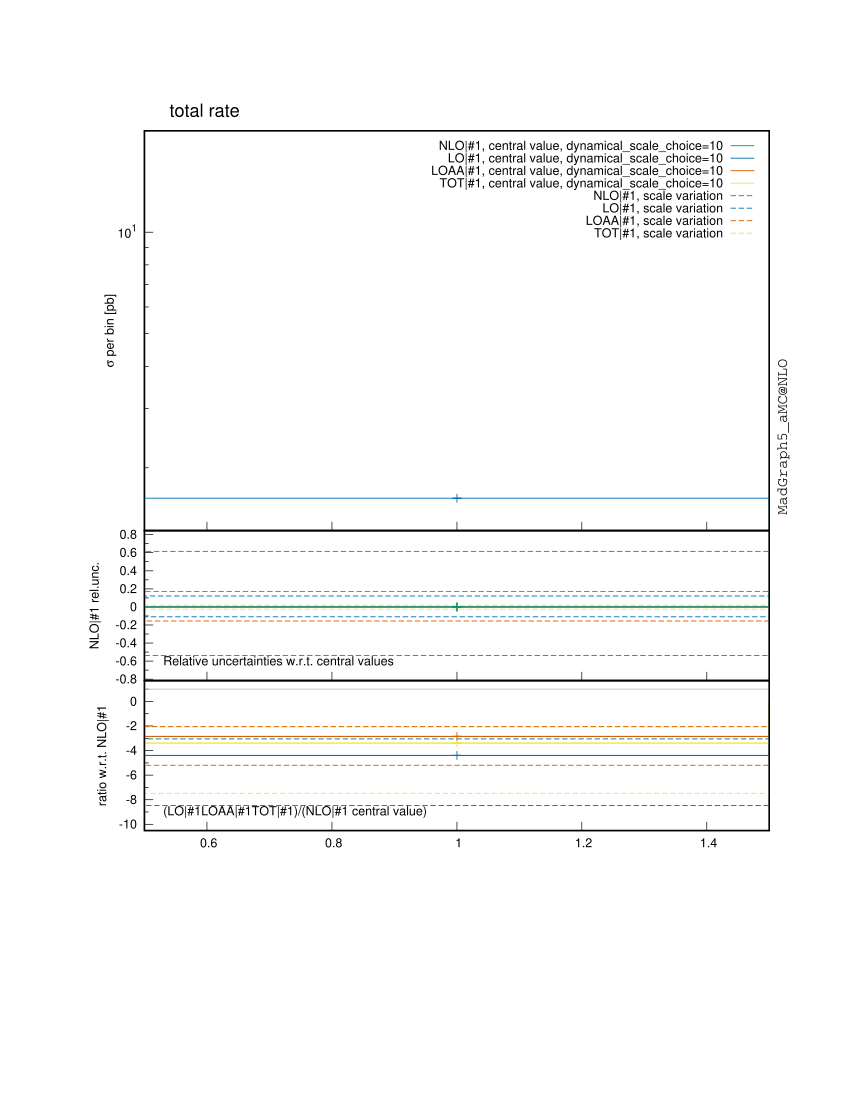

The gnuplot source for this figure:

################################################################################
#
# This gnuplot file was generated by MadGraph5_aMC@NLO project, a program which 
# automatically generates Feynman diagrams and matrix elements for arbitrary
# high-energy processes in the Standard Model and beyond. It also perform the
# integration and/or generate events for these processes, at LO and NLO accuracy.
#
# For more information, visit madgraph.phys.ucl.ac.be and amcatnlo.web.cern.ch
#
################################################################################
# /farmstorage/marcozaro/MadGraph/mg5amcnlo/mupmum_ww_nlo_new2/bin/internal/histograms.py /farmstorage/marcozaro/MadGraph/mg5amcnlo/mupmum_ww_nlo_new2/SubProcesses/P0_aa_wpwm/all_G1_35/MADatNLO.HwU /farmstorage/marcozaro/MadGraph/mg5amcnlo/mupmum_ww_nlo_new2/SubProcesses/P0_aa_wpwm/all_G1_19/MADatNLO.HwU /farmstorage/marcozaro/MadGraph/mg5amcnlo/mupmum_ww_nlo_new2/SubProcesses/P0_aa_wpwm/all_G1_65/MADatNLO.HwU /farmstorage/marcozaro/MadGraph/mg5amcnlo/mupmum_ww_nlo_new2/SubProcesses/P0_aa_wpwm/all_G1_57/MADatNLO.HwU /farmstorage/marcozaro/MadGraph/mg5amcnlo/mupmum_ww_nlo_new2/SubProcesses/P0_aa_wpwm/all_G1_7/MADatNLO.HwU /farmstorage/marcozaro/MadGraph/mg5amcnlo/mupmum_ww_nlo_new2/SubProcesses/P0_aa_wpwm/all_G1_22/MADatNLO.HwU /farmstorage/marcozaro/MadGraph/mg5amcnlo/mupmum_ww_nlo_new2/SubProcesses/P0_aa_wpwm/all_G1_74/MADatNLO.HwU /farmstorage/marcozaro/MadGraph/mg5amcnlo/mupmum_ww_nlo_new2/SubProcesses/P0_aa_wpwm/all_G1_20/MADatNLO.HwU /farmstorage/marcozaro/MadGraph/mg5amcnlo/mupmum_ww_nlo_new2/SubProcesses/P0_aa_wpwm/all_G1_29/MADatNLO.HwU /farmstorage/marcozaro/MadGraph/mg5amcnlo/mupmum_ww_nlo_new2/SubProcesses/P0_aa_wpwm/all_G1_11/MADatNLO.HwU /farmstorage/marcozaro/MadGraph/mg5amcnlo/mupmum_ww_nlo_new2/SubProcesses/P0_aa_wpwm/all_G1_42/MADatNLO.HwU /farmstorage/marcozaro/MadGraph/mg5amcnlo/mupmum_ww_nlo_new2/SubProcesses/P0_aa_wpwm/all_G1_44/MADatNLO.HwU /farmstorage/marcozaro/MadGraph/mg5amcnlo/mupmum_ww_nlo_new2/SubProcesses/P0_aa_wpwm/all_G1_33/MADatNLO.HwU /farmstorage/marcozaro/MadGraph/mg5amcnlo/mupmum_ww_nlo_new2/SubProcesses/P0_aa_wpwm/all_G1_63/MADatNLO.HwU /farmstorage/marcozaro/MadGraph/mg5amcnlo/mupmum_ww_nlo_new2/SubProcesses/P0_aa_wpwm/all_G1_49/MADatNLO.HwU /farmstorage/marcozaro/MadGraph/mg5amcnlo/mupmum_ww_nlo_new2/SubProcesses/P0_aa_wpwm/all_G1_10/MADatNLO.HwU /farmstorage/marcozaro/MadGraph/mg5amcnlo/mupmum_ww_nlo_new2/SubProcesses/P0_aa_wpwm/all_G1_52/MADatNLO.HwU /farmstorage/marcozaro/MadGraph/mg5amcnlo/mupmum_ww_nlo_new2/SubProcesses/P0_aa_wpwm/all_G1_34/MADatNLO.HwU /farmstorage/marcozaro/MadGraph/mg5amcnlo/mupmum_ww_nlo_new2/SubProcesses/P0_aa_wpwm/all_G1_62/MADatNLO.HwU /farmstorage/marcozaro/MadGraph/mg5amcnlo/mupmum_ww_nlo_new2/SubProcesses/P0_aa_wpwm/all_G1_59/MADatNLO.HwU /farmstorage/marcozaro/MadGraph/mg5amcnlo/mupmum_ww_nlo_new2/SubProcesses/P0_aa_wpwm/all_G1_5/MADatNLO.HwU /farmstorage/marcozaro/MadGraph/mg5amcnlo/mupmum_ww_nlo_new2/SubProcesses/P0_aa_wpwm/all_G1_54/MADatNLO.HwU /farmstorage/marcozaro/MadGraph/mg5amcnlo/mupmum_ww_nlo_new2/SubProcesses/P0_aa_wpwm/all_G1_15/MADatNLO.HwU /farmstorage/marcozaro/MadGraph/mg5amcnlo/mupmum_ww_nlo_new2/SubProcesses/P0_aa_wpwm/all_G1_69/MADatNLO.HwU /farmstorage/marcozaro/MadGraph/mg5amcnlo/mupmum_ww_nlo_new2/SubProcesses/P0_aa_wpwm/all_G1_18/MADatNLO.HwU /farmstorage/marcozaro/MadGraph/mg5amcnlo/mupmum_ww_nlo_new2/SubProcesses/P0_aa_wpwm/all_G1_47/MADatNLO.HwU /farmstorage/marcozaro/MadGraph/mg5amcnlo/mupmum_ww_nlo_new2/SubProcesses/P0_aa_wpwm/all_G1_70/MADatNLO.HwU /farmstorage/marcozaro/MadGraph/mg5amcnlo/mupmum_ww_nlo_new2/SubProcesses/P0_aa_wpwm/all_G1_21/MADatNLO.HwU /farmstorage/marcozaro/MadGraph/mg5amcnlo/mupmum_ww_nlo_new2/SubProcesses/P0_aa_wpwm/all_G1_40/MADatNLO.HwU /farmstorage/marcozaro/MadGraph/mg5amcnlo/mupmum_ww_nlo_new2/SubProcesses/P0_aa_wpwm/all_G1_75/MADatNLO.HwU /farmstorage/marcozaro/MadGraph/mg5amcnlo/mupmum_ww_nlo_new2/SubProcesses/P0_aa_wpwm/all_G1_53/MADatNLO.HwU /farmstorage/marcozaro/MadGraph/mg5amcnlo/mupmum_ww_nlo_new2/SubProcesses/P0_aa_wpwm/all_G1_13/MADatNLO.HwU /farmstorage/marcozaro/MadGraph/mg5amcnlo/mupmum_ww_nlo_new2/SubProcesses/P0_aa_wpwm/all_G1_38/MADatNLO.HwU /farmstorage/marcozaro/MadGraph/mg5amcnlo/mupmum_ww_nlo_new2/SubProcesses/P0_aa_wpwm/all_G1_1/MADatNLO.HwU /farmstorage/marcozaro/MadGraph/mg5amcnlo/mupmum_ww_nlo_new2/SubProcesses/P0_aa_wpwm/all_G1_58/MADatNLO.HwU /farmstorage/marcozaro/MadGraph/mg5amcnlo/mupmum_ww_nlo_new2/SubProcesses/P0_aa_wpwm/all_G1_55/MADatNLO.HwU /farmstorage/marcozaro/MadGraph/mg5amcnlo/mupmum_ww_nlo_new2/SubProcesses/P0_aa_wpwm/all_G1_30/MADatNLO.HwU /farmstorage/marcozaro/MadGraph/mg5amcnlo/mupmum_ww_nlo_new2/SubProcesses/P0_aa_wpwm/all_G1_37/MADatNLO.HwU /farmstorage/marcozaro/MadGraph/mg5amcnlo/mupmum_ww_nlo_new2/SubProcesses/P0_aa_wpwm/all_G1_9/MADatNLO.HwU /farmstorage/marcozaro/MadGraph/mg5amcnlo/mupmum_ww_nlo_new2/SubProcesses/P0_aa_wpwm/all_G1_16/MADatNLO.HwU /farmstorage/marcozaro/MadGraph/mg5amcnlo/mupmum_ww_nlo_new2/SubProcesses/P0_aa_wpwm/all_G1_12/MADatNLO.HwU /farmstorage/marcozaro/MadGraph/mg5amcnlo/mupmum_ww_nlo_new2/SubProcesses/P0_aa_wpwm/all_G1_66/MADatNLO.HwU /farmstorage/marcozaro/MadGraph/mg5amcnlo/mupmum_ww_nlo_new2/SubProcesses/P0_aa_wpwm/all_G1_31/MADatNLO.HwU /farmstorage/marcozaro/MadGraph/mg5amcnlo/mupmum_ww_nlo_new2/SubProcesses/P0_aa_wpwm/all_G1_25/MADatNLO.HwU /farmstorage/marcozaro/MadGraph/mg5amcnlo/mupmum_ww_nlo_new2/SubProcesses/P0_aa_wpwm/all_G1_61/MADatNLO.HwU /farmstorage/marcozaro/MadGraph/mg5amcnlo/mupmum_ww_nlo_new2/SubProcesses/P0_aa_wpwm/all_G1_14/MADatNLO.HwU /farmstorage/marcozaro/MadGraph/mg5amcnlo/mupmum_ww_nlo_new2/SubProcesses/P0_aa_wpwm/all_G1_56/MADatNLO.HwU /farmstorage/marcozaro/MadGraph/mg5amcnlo/mupmum_ww_nlo_new2/SubProcesses/P0_aa_wpwm/all_G1_4/MADatNLO.HwU /farmstorage/marcozaro/MadGraph/mg5amcnlo/mupmum_ww_nlo_new2/SubProcesses/P0_aa_wpwm/all_G1_23/MADatNLO.HwU /farmstorage/marcozaro/MadGraph/mg5amcnlo/mupmum_ww_nlo_new2/SubProcesses/P0_aa_wpwm/all_G1_43/MADatNLO.HwU /farmstorage/marcozaro/MadGraph/mg5amcnlo/mupmum_ww_nlo_new2/SubProcesses/P0_aa_wpwm/all_G1_76/MADatNLO.HwU /farmstorage/marcozaro/MadGraph/mg5amcnlo/mupmum_ww_nlo_new2/SubProcesses/P0_aa_wpwm/all_G1_48/MADatNLO.HwU /farmstorage/marcozaro/MadGraph/mg5amcnlo/mupmum_ww_nlo_new2/SubProcesses/P0_aa_wpwm/all_G1_64/MADatNLO.HwU /farmstorage/marcozaro/MadGraph/mg5amcnlo/mupmum_ww_nlo_new2/SubProcesses/P0_aa_wpwm/all_G1_45/MADatNLO.HwU /farmstorage/marcozaro/MadGraph/mg5amcnlo/mupmum_ww_nlo_new2/SubProcesses/P0_aa_wpwm/all_G1_2/MADatNLO.HwU /farmstorage/marcozaro/MadGraph/mg5amcnlo/mupmum_ww_nlo_new2/SubProcesses/P0_aa_wpwm/all_G1_17/MADatNLO.HwU /farmstorage/marcozaro/MadGraph/mg5amcnlo/mupmum_ww_nlo_new2/SubProcesses/P0_aa_wpwm/all_G1_28/MADatNLO.HwU /farmstorage/marcozaro/MadGraph/mg5amcnlo/mupmum_ww_nlo_new2/SubProcesses/P0_aa_wpwm/all_G1_67/MADatNLO.HwU /farmstorage/marcozaro/MadGraph/mg5amcnlo/mupmum_ww_nlo_new2/SubProcesses/P0_aa_wpwm/all_G1_27/MADatNLO.HwU /farmstorage/marcozaro/MadGraph/mg5amcnlo/mupmum_ww_nlo_new2/SubProcesses/P0_aa_wpwm/all_G1_36/MADatNLO.HwU /farmstorage/marcozaro/MadGraph/mg5amcnlo/mupmum_ww_nlo_new2/SubProcesses/P0_aa_wpwm/all_G1_6/MADatNLO.HwU /farmstorage/marcozaro/MadGraph/mg5amcnlo/mupmum_ww_nlo_new2/SubProcesses/P0_aa_wpwm/all_G1_26/MADatNLO.HwU /farmstorage/marcozaro/MadGraph/mg5amcnlo/mupmum_ww_nlo_new2/SubProcesses/P0_aa_wpwm/all_G1_50/MADatNLO.HwU /farmstorage/marcozaro/MadGraph/mg5amcnlo/mupmum_ww_nlo_new2/SubProcesses/P0_aa_wpwm/all_G1_51/MADatNLO.HwU /farmstorage/marcozaro/MadGraph/mg5amcnlo/mupmum_ww_nlo_new2/SubProcesses/P0_aa_wpwm/all_G1_72/MADatNLO.HwU /farmstorage/marcozaro/MadGraph/mg5amcnlo/mupmum_ww_nlo_new2/SubProcesses/P0_aa_wpwm/all_G1_68/MADatNLO.HwU /farmstorage/marcozaro/MadGraph/mg5amcnlo/mupmum_ww_nlo_new2/SubProcesses/P0_aa_wpwm/all_G1_41/MADatNLO.HwU /farmstorage/marcozaro/MadGraph/mg5amcnlo/mupmum_ww_nlo_new2/SubProcesses/P0_aa_wpwm/all_G1_24/MADatNLO.HwU /farmstorage/marcozaro/MadGraph/mg5amcnlo/mupmum_ww_nlo_new2/SubProcesses/P0_aa_wpwm/all_G1_3/MADatNLO.HwU /farmstorage/marcozaro/MadGraph/mg5amcnlo/mupmum_ww_nlo_new2/SubProcesses/P0_aa_wpwm/all_G1_71/MADatNLO.HwU /farmstorage/marcozaro/MadGraph/mg5amcnlo/mupmum_ww_nlo_new2/SubProcesses/P0_aa_wpwm/all_G1_32/MADatNLO.HwU /farmstorage/marcozaro/MadGraph/mg5amcnlo/mupmum_ww_nlo_new2/SubProcesses/P0_aa_wpwm/all_G1_39/MADatNLO.HwU /farmstorage/marcozaro/MadGraph/mg5amcnlo/mupmum_ww_nlo_new2/SubProcesses/P0_aa_wpwm/all_G1_46/MADatNLO.HwU /farmstorage/marcozaro/MadGraph/mg5amcnlo/mupmum_ww_nlo_new2/SubProcesses/P0_aa_wpwm/all_G1_73/MADatNLO.HwU /farmstorage/marcozaro/MadGraph/mg5amcnlo/mupmum_ww_nlo_new2/SubProcesses/P0_aa_wpwm/all_G1_8/MADatNLO.HwU /farmstorage/marcozaro/MadGraph/mg5amcnlo/mupmum_ww_nlo_new2/SubProcesses/P0_aa_wpwm/all_G1_60/MADatNLO.HwU /farmstorage/marcozaro/MadGraph/mg5amcnlo/mupmum_ww_nlo_new2/SubProcesses/P0_mupmum_wpwm/all_G1_19/MADatNLO.HwU /farmstorage/marcozaro/MadGraph/mg5amcnlo/mupmum_ww_nlo_new2/SubProcesses/P0_mupmum_wpwm/all_G1_46/MADatNLO.HwU /farmstorage/marcozaro/MadGraph/mg5amcnlo/mupmum_ww_nlo_new2/SubProcesses/P0_mupmum_wpwm/all_G1_38/MADatNLO.HwU /farmstorage/marcozaro/MadGraph/mg5amcnlo/mupmum_ww_nlo_new2/SubProcesses/P0_mupmum_wpwm/all_G1_40/MADatNLO.HwU /farmstorage/marcozaro/MadGraph/mg5amcnlo/mupmum_ww_nlo_new2/SubProcesses/P0_mupmum_wpwm/all_G1_88/MADatNLO.HwU /farmstorage/marcozaro/MadGraph/mg5amcnlo/mupmum_ww_nlo_new2/SubProcesses/P0_mupmum_wpwm/all_G1_3/MADatNLO.HwU /farmstorage/marcozaro/MadGraph/mg5amcnlo/mupmum_ww_nlo_new2/SubProcesses/P0_mupmum_wpwm/all_G1_58/MADatNLO.HwU /farmstorage/marcozaro/MadGraph/mg5amcnlo/mupmum_ww_nlo_new2/SubProcesses/P0_mupmum_wpwm/all_G1_13/MADatNLO.HwU /farmstorage/marcozaro/MadGraph/mg5amcnlo/mupmum_ww_nlo_new2/SubProcesses/P0_mupmum_wpwm/all_G1_1/MADatNLO.HwU /farmstorage/marcozaro/MadGraph/mg5amcnlo/mupmum_ww_nlo_new2/SubProcesses/P0_mupmum_wpwm/all_G1_96/MADatNLO.HwU /farmstorage/marcozaro/MadGraph/mg5amcnlo/mupmum_ww_nlo_new2/SubProcesses/P0_mupmum_wpwm/all_G1_33/MADatNLO.HwU /farmstorage/marcozaro/MadGraph/mg5amcnlo/mupmum_ww_nlo_new2/SubProcesses/P0_mupmum_wpwm/all_G1_44/MADatNLO.HwU /farmstorage/marcozaro/MadGraph/mg5amcnlo/mupmum_ww_nlo_new2/SubProcesses/P0_mupmum_wpwm/all_G1_51/MADatNLO.HwU /farmstorage/marcozaro/MadGraph/mg5amcnlo/mupmum_ww_nlo_new2/SubProcesses/P0_mupmum_wpwm/all_G1_91/MADatNLO.HwU /farmstorage/marcozaro/MadGraph/mg5amcnlo/mupmum_ww_nlo_new2/SubProcesses/P0_mupmum_wpwm/all_G1_6/MADatNLO.HwU /farmstorage/marcozaro/MadGraph/mg5amcnlo/mupmum_ww_nlo_new2/SubProcesses/P0_mupmum_wpwm/all_G1_85/MADatNLO.HwU /farmstorage/marcozaro/MadGraph/mg5amcnlo/mupmum_ww_nlo_new2/SubProcesses/P0_mupmum_wpwm/all_G1_32/MADatNLO.HwU /farmstorage/marcozaro/MadGraph/mg5amcnlo/mupmum_ww_nlo_new2/SubProcesses/P0_mupmum_wpwm/all_G1_78/MADatNLO.HwU /farmstorage/marcozaro/MadGraph/mg5amcnlo/mupmum_ww_nlo_new2/SubProcesses/P0_mupmum_wpwm/all_G1_17/MADatNLO.HwU /farmstorage/marcozaro/MadGraph/mg5amcnlo/mupmum_ww_nlo_new2/SubProcesses/P0_mupmum_wpwm/all_G1_59/MADatNLO.HwU /farmstorage/marcozaro/MadGraph/mg5amcnlo/mupmum_ww_nlo_new2/SubProcesses/P0_mupmum_wpwm/all_G1_42/MADatNLO.HwU /farmstorage/marcozaro/MadGraph/mg5amcnlo/mupmum_ww_nlo_new2/SubProcesses/P0_mupmum_wpwm/all_G1_66/MADatNLO.HwU /farmstorage/marcozaro/MadGraph/mg5amcnlo/mupmum_ww_nlo_new2/SubProcesses/P0_mupmum_wpwm/all_G1_97/MADatNLO.HwU /farmstorage/marcozaro/MadGraph/mg5amcnlo/mupmum_ww_nlo_new2/SubProcesses/P0_mupmum_wpwm/all_G1_16/MADatNLO.HwU /farmstorage/marcozaro/MadGraph/mg5amcnlo/mupmum_ww_nlo_new2/SubProcesses/P0_mupmum_wpwm/all_G1_4/MADatNLO.HwU /farmstorage/marcozaro/MadGraph/mg5amcnlo/mupmum_ww_nlo_new2/SubProcesses/P0_mupmum_wpwm/all_G1_9/MADatNLO.HwU /farmstorage/marcozaro/MadGraph/mg5amcnlo/mupmum_ww_nlo_new2/SubProcesses/P0_mupmum_wpwm/all_G1_11/MADatNLO.HwU /farmstorage/marcozaro/MadGraph/mg5amcnlo/mupmum_ww_nlo_new2/SubProcesses/P0_mupmum_wpwm/all_G1_10/MADatNLO.HwU /farmstorage/marcozaro/MadGraph/mg5amcnlo/mupmum_ww_nlo_new2/SubProcesses/P0_mupmum_wpwm/all_G1_100/MADatNLO.HwU /farmstorage/marcozaro/MadGraph/mg5amcnlo/mupmum_ww_nlo_new2/SubProcesses/P0_mupmum_wpwm/all_G1_73/MADatNLO.HwU /farmstorage/marcozaro/MadGraph/mg5amcnlo/mupmum_ww_nlo_new2/SubProcesses/P0_mupmum_wpwm/all_G1_47/MADatNLO.HwU /farmstorage/marcozaro/MadGraph/mg5amcnlo/mupmum_ww_nlo_new2/SubProcesses/P0_mupmum_wpwm/all_G1_65/MADatNLO.HwU /farmstorage/marcozaro/MadGraph/mg5amcnlo/mupmum_ww_nlo_new2/SubProcesses/P0_mupmum_wpwm/all_G1_56/MADatNLO.HwU /farmstorage/marcozaro/MadGraph/mg5amcnlo/mupmum_ww_nlo_new2/SubProcesses/P0_mupmum_wpwm/all_G1_36/MADatNLO.HwU /farmstorage/marcozaro/MadGraph/mg5amcnlo/mupmum_ww_nlo_new2/SubProcesses/P0_mupmum_wpwm/all_G1_28/MADatNLO.HwU /farmstorage/marcozaro/MadGraph/mg5amcnlo/mupmum_ww_nlo_new2/SubProcesses/P0_mupmum_wpwm/all_G1_94/MADatNLO.HwU /farmstorage/marcozaro/MadGraph/mg5amcnlo/mupmum_ww_nlo_new2/SubProcesses/P0_mupmum_wpwm/all_G1_49/MADatNLO.HwU /farmstorage/marcozaro/MadGraph/mg5amcnlo/mupmum_ww_nlo_new2/SubProcesses/P0_mupmum_wpwm/all_G1_31/MADatNLO.HwU /farmstorage/marcozaro/MadGraph/mg5amcnlo/mupmum_ww_nlo_new2/SubProcesses/P0_mupmum_wpwm/all_G1_5/MADatNLO.HwU /farmstorage/marcozaro/MadGraph/mg5amcnlo/mupmum_ww_nlo_new2/SubProcesses/P0_mupmum_wpwm/all_G1_80/MADatNLO.HwU /farmstorage/marcozaro/MadGraph/mg5amcnlo/mupmum_ww_nlo_new2/SubProcesses/P0_mupmum_wpwm/all_G1_63/MADatNLO.HwU /farmstorage/marcozaro/MadGraph/mg5amcnlo/mupmum_ww_nlo_new2/SubProcesses/P0_mupmum_wpwm/all_G1_27/MADatNLO.HwU /farmstorage/marcozaro/MadGraph/mg5amcnlo/mupmum_ww_nlo_new2/SubProcesses/P0_mupmum_wpwm/all_G1_62/MADatNLO.HwU /farmstorage/marcozaro/MadGraph/mg5amcnlo/mupmum_ww_nlo_new2/SubProcesses/P0_mupmum_wpwm/all_G1_67/MADatNLO.HwU /farmstorage/marcozaro/MadGraph/mg5amcnlo/mupmum_ww_nlo_new2/SubProcesses/P0_mupmum_wpwm/all_G1_69/MADatNLO.HwU /farmstorage/marcozaro/MadGraph/mg5amcnlo/mupmum_ww_nlo_new2/SubProcesses/P0_mupmum_wpwm/all_G1_77/MADatNLO.HwU /farmstorage/marcozaro/MadGraph/mg5amcnlo/mupmum_ww_nlo_new2/SubProcesses/P0_mupmum_wpwm/all_G1_87/MADatNLO.HwU /farmstorage/marcozaro/MadGraph/mg5amcnlo/mupmum_ww_nlo_new2/SubProcesses/P0_mupmum_wpwm/all_G1_86/MADatNLO.HwU /farmstorage/marcozaro/MadGraph/mg5amcnlo/mupmum_ww_nlo_new2/SubProcesses/P0_mupmum_wpwm/all_G1_76/MADatNLO.HwU /farmstorage/marcozaro/MadGraph/mg5amcnlo/mupmum_ww_nlo_new2/SubProcesses/P0_mupmum_wpwm/all_G1_37/MADatNLO.HwU /farmstorage/marcozaro/MadGraph/mg5amcnlo/mupmum_ww_nlo_new2/SubProcesses/P0_mupmum_wpwm/all_G1_60/MADatNLO.HwU /farmstorage/marcozaro/MadGraph/mg5amcnlo/mupmum_ww_nlo_new2/SubProcesses/P0_mupmum_wpwm/all_G1_72/MADatNLO.HwU /farmstorage/marcozaro/MadGraph/mg5amcnlo/mupmum_ww_nlo_new2/SubProcesses/P0_mupmum_wpwm/all_G1_92/MADatNLO.HwU /farmstorage/marcozaro/MadGraph/mg5amcnlo/mupmum_ww_nlo_new2/SubProcesses/P0_mupmum_wpwm/all_G1_21/MADatNLO.HwU /farmstorage/marcozaro/MadGraph/mg5amcnlo/mupmum_ww_nlo_new2/SubProcesses/P0_mupmum_wpwm/all_G1_26/MADatNLO.HwU /farmstorage/marcozaro/MadGraph/mg5amcnlo/mupmum_ww_nlo_new2/SubProcesses/P0_mupmum_wpwm/all_G1_84/MADatNLO.HwU /farmstorage/marcozaro/MadGraph/mg5amcnlo/mupmum_ww_nlo_new2/SubProcesses/P0_mupmum_wpwm/all_G1_71/MADatNLO.HwU /farmstorage/marcozaro/MadGraph/mg5amcnlo/mupmum_ww_nlo_new2/SubProcesses/P0_mupmum_wpwm/all_G1_54/MADatNLO.HwU /farmstorage/marcozaro/MadGraph/mg5amcnlo/mupmum_ww_nlo_new2/SubProcesses/P0_mupmum_wpwm/all_G1_74/MADatNLO.HwU /farmstorage/marcozaro/MadGraph/mg5amcnlo/mupmum_ww_nlo_new2/SubProcesses/P0_mupmum_wpwm/all_G1_20/MADatNLO.HwU /farmstorage/marcozaro/MadGraph/mg5amcnlo/mupmum_ww_nlo_new2/SubProcesses/P0_mupmum_wpwm/all_G1_45/MADatNLO.HwU /farmstorage/marcozaro/MadGraph/mg5amcnlo/mupmum_ww_nlo_new2/SubProcesses/P0_mupmum_wpwm/all_G1_22/MADatNLO.HwU /farmstorage/marcozaro/MadGraph/mg5amcnlo/mupmum_ww_nlo_new2/SubProcesses/P0_mupmum_wpwm/all_G1_35/MADatNLO.HwU /farmstorage/marcozaro/MadGraph/mg5amcnlo/mupmum_ww_nlo_new2/SubProcesses/P0_mupmum_wpwm/all_G1_7/MADatNLO.HwU /farmstorage/marcozaro/MadGraph/mg5amcnlo/mupmum_ww_nlo_new2/SubProcesses/P0_mupmum_wpwm/all_G1_61/MADatNLO.HwU /farmstorage/marcozaro/MadGraph/mg5amcnlo/mupmum_ww_nlo_new2/SubProcesses/P0_mupmum_wpwm/all_G1_41/MADatNLO.HwU /farmstorage/marcozaro/MadGraph/mg5amcnlo/mupmum_ww_nlo_new2/SubProcesses/P0_mupmum_wpwm/all_G1_90/MADatNLO.HwU /farmstorage/marcozaro/MadGraph/mg5amcnlo/mupmum_ww_nlo_new2/SubProcesses/P0_mupmum_wpwm/all_G1_18/MADatNLO.HwU /farmstorage/marcozaro/MadGraph/mg5amcnlo/mupmum_ww_nlo_new2/SubProcesses/P0_mupmum_wpwm/all_G1_93/MADatNLO.HwU /farmstorage/marcozaro/MadGraph/mg5amcnlo/mupmum_ww_nlo_new2/SubProcesses/P0_mupmum_wpwm/all_G1_68/MADatNLO.HwU /farmstorage/marcozaro/MadGraph/mg5amcnlo/mupmum_ww_nlo_new2/SubProcesses/P0_mupmum_wpwm/all_G1_95/MADatNLO.HwU /farmstorage/marcozaro/MadGraph/mg5amcnlo/mupmum_ww_nlo_new2/SubProcesses/P0_mupmum_wpwm/all_G1_98/MADatNLO.HwU /farmstorage/marcozaro/MadGraph/mg5amcnlo/mupmum_ww_nlo_new2/SubProcesses/P0_mupmum_wpwm/all_G1_8/MADatNLO.HwU /farmstorage/marcozaro/MadGraph/mg5amcnlo/mupmum_ww_nlo_new2/SubProcesses/P0_mupmum_wpwm/all_G1_43/MADatNLO.HwU /farmstorage/marcozaro/MadGraph/mg5amcnlo/mupmum_ww_nlo_new2/SubProcesses/P0_mupmum_wpwm/all_G1_89/MADatNLO.HwU /farmstorage/marcozaro/MadGraph/mg5amcnlo/mupmum_ww_nlo_new2/SubProcesses/P0_mupmum_wpwm/all_G1_34/MADatNLO.HwU /farmstorage/marcozaro/MadGraph/mg5amcnlo/mupmum_ww_nlo_new2/SubProcesses/P0_mupmum_wpwm/all_G1_50/MADatNLO.HwU /farmstorage/marcozaro/MadGraph/mg5amcnlo/mupmum_ww_nlo_new2/SubProcesses/P0_mupmum_wpwm/all_G1_82/MADatNLO.HwU /farmstorage/marcozaro/MadGraph/mg5amcnlo/mupmum_ww_nlo_new2/SubProcesses/P0_mupmum_wpwm/all_G1_53/MADatNLO.HwU /farmstorage/marcozaro/MadGraph/mg5amcnlo/mupmum_ww_nlo_new2/SubProcesses/P0_mupmum_wpwm/all_G1_70/MADatNLO.HwU /farmstorage/marcozaro/MadGraph/mg5amcnlo/mupmum_ww_nlo_new2/SubProcesses/P0_mupmum_wpwm/all_G1_23/MADatNLO.HwU /farmstorage/marcozaro/MadGraph/mg5amcnlo/mupmum_ww_nlo_new2/SubProcesses/P0_mupmum_wpwm/all_G1_14/MADatNLO.HwU /farmstorage/marcozaro/MadGraph/mg5amcnlo/mupmum_ww_nlo_new2/SubProcesses/P0_mupmum_wpwm/all_G1_75/MADatNLO.HwU /farmstorage/marcozaro/MadGraph/mg5amcnlo/mupmum_ww_nlo_new2/SubProcesses/P0_mupmum_wpwm/all_G1_12/MADatNLO.HwU /farmstorage/marcozaro/MadGraph/mg5amcnlo/mupmum_ww_nlo_new2/SubProcesses/P0_mupmum_wpwm/all_G1_81/MADatNLO.HwU /farmstorage/marcozaro/MadGraph/mg5amcnlo/mupmum_ww_nlo_new2/SubProcesses/P0_mupmum_wpwm/all_G1_52/MADatNLO.HwU /farmstorage/marcozaro/MadGraph/mg5amcnlo/mupmum_ww_nlo_new2/SubProcesses/P0_mupmum_wpwm/all_G1_48/MADatNLO.HwU /farmstorage/marcozaro/MadGraph/mg5amcnlo/mupmum_ww_nlo_new2/SubProcesses/P0_mupmum_wpwm/all_G1_83/MADatNLO.HwU /farmstorage/marcozaro/MadGraph/mg5amcnlo/mupmum_ww_nlo_new2/SubProcesses/P0_mupmum_wpwm/all_G1_39/MADatNLO.HwU /farmstorage/marcozaro/MadGraph/mg5amcnlo/mupmum_ww_nlo_new2/SubProcesses/P0_mupmum_wpwm/all_G1_15/MADatNLO.HwU /farmstorage/marcozaro/MadGraph/mg5amcnlo/mupmum_ww_nlo_new2/SubProcesses/P0_mupmum_wpwm/all_G1_64/MADatNLO.HwU /farmstorage/marcozaro/MadGraph/mg5amcnlo/mupmum_ww_nlo_new2/SubProcesses/P0_mupmum_wpwm/all_G1_57/MADatNLO.HwU /farmstorage/marcozaro/MadGraph/mg5amcnlo/mupmum_ww_nlo_new2/SubProcesses/P0_mupmum_wpwm/all_G1_99/MADatNLO.HwU /farmstorage/marcozaro/MadGraph/mg5amcnlo/mupmum_ww_nlo_new2/SubProcesses/P0_mupmum_wpwm/all_G1_29/MADatNLO.HwU /farmstorage/marcozaro/MadGraph/mg5amcnlo/mupmum_ww_nlo_new2/SubProcesses/P0_mupmum_wpwm/all_G1_30/MADatNLO.HwU /farmstorage/marcozaro/MadGraph/mg5amcnlo/mupmum_ww_nlo_new2/SubProcesses/P0_mupmum_wpwm/all_G1_55/MADatNLO.HwU /farmstorage/marcozaro/MadGraph/mg5amcnlo/mupmum_ww_nlo_new2/SubProcesses/P0_mupmum_wpwm/all_G1_24/MADatNLO.HwU /farmstorage/marcozaro/MadGraph/mg5amcnlo/mupmum_ww_nlo_new2/SubProcesses/P0_mupmum_wpwm/all_G1_2/MADatNLO.HwU /farmstorage/marcozaro/MadGraph/mg5amcnlo/mupmum_ww_nlo_new2/SubProcesses/P0_mupmum_wpwm/all_G1_25/MADatNLO.HwU /farmstorage/marcozaro/MadGraph/mg5amcnlo/mupmum_ww_nlo_new2/SubProcesses/P0_mupmum_wpwm/all_G1_79/MADatNLO.HwU --out=/farmstorage/marcozaro/MadGraph/mg5amcnlo/mupmum_ww_nlo_new2/Events/run_nlo3tev_newps/MADatNLO --gnuplot --band=[] --lhapdf-config=/home/marcozaro/LHAPDF6/bin/lhapdf-config --sum --keep_all_weights --no_open
reset

set lmargin 10
set rmargin 0
set terminal postscript portrait enhanced color "Helvetica" 9 
# The pdf terminal offers transparency support, but you will have to adapt things a bit
#set terminal pdf enhanced font "Helvetica 12" lw 1.0 dashed size 29.7cm, 21cm
set key font ",9"
set key samplen "2"
set output "MADatNLO.ps"

# This is the "PODO" color palette of gnuplot v.5, but with the order
# changed: palette of colors selected to be easily distinguishable by
# color-blind individuals with either protanopia or deuteranopia. Bang
# Wong [2011] Nature Methods 8, 441.

set style line   1 lt 1 lc rgb "#009e73" lw 1.3
set style line 101 lt 1 lc rgb "#009e73" lw 1.3 dt (6,3)
set style line  11 lt 2 lc rgb "#009e73" lw 1.3 dt (6,3)
set style line  21 lt 4 lc rgb "#009e73" lw 1.3 dt (3,2)
set style line  31 lt 6 lc rgb "#009e73" lw 1.3 dt (2,1)
set style line  41 lt 8 lc rgb "#009e73" lw 1.3 dt (4,3)

set style line   2 lt 1 lc rgb "#0072b2" lw 1.3
set style line 102 lt 1 lc rgb "#0072b2" lw 1.3 dt (6,3)
set style line  12 lt 2 lc rgb "#0072b2" lw 1.3 dt (6,3)
set style line  22 lt 4 lc rgb "#0072b2" lw 1.3 dt (3,2)
set style line  32 lt 6 lc rgb "#0072b2" lw 1.3 dt (2,1)
set style line  42 lt 8 lc rgb "#0072b2" lw 1.3 dt (4,3)

set style line   3 lt 1 lc rgb "#d55e00" lw 1.3
set style line 103 lt 1 lc rgb "#d55e00" lw 1.3 dt (6,3)
set style line  13 lt 2 lc rgb "#d55e00" lw 1.3 dt (6,3)
set style line  23 lt 4 lc rgb "#d55e00" lw 1.3 dt (3,2)
set style line  33 lt 6 lc rgb "#d55e00" lw 1.3 dt (2,1)
set style line  43 lt 8 lc rgb "#d55e00" lw 1.3 dt (4,3)

set style line   4 lt 1 lc rgb "#f0e442" lw 1.3
set style line 104 lt 1 lc rgb "#f0e442" lw 1.3 dt (6,3)
set style line  14 lt 2 lc rgb "#f0e442" lw 1.3 dt (6,3)
set style line  24 lt 4 lc rgb "#f0e442" lw 1.3 dt (3,2)
set style line  34 lt 6 lc rgb "#f0e442" lw 1.3 dt (2,1)
set style line  44 lt 8 lc rgb "#f0e442" lw 1.3 dt (4,3)

set style line   5 lt 1 lc rgb "#56b4e9" lw 1.3
set style line 105 lt 1 lc rgb "#56b4e9" lw 1.3 dt (6,3)
set style line  15 lt 2 lc rgb "#56b4e9" lw 1.3 dt (6,3)
set style line  25 lt 4 lc rgb "#56b4e9" lw 1.3 dt (3,2)
set style line  35 lt 6 lc rgb "#56b4e9" lw 1.3 dt (2,1)
set style line  45 lt 8 lc rgb "#56b4e9" lw 1.3 dt (4,3)

set style line   6 lt 1 lc rgb "#cc79a7" lw 1.3
set style line 106 lt 1 lc rgb "#cc79a7" lw 1.3 dt (6,3)
set style line  16 lt 2 lc rgb "#cc79a7" lw 1.3 dt (6,3)
set style line  26 lt 4 lc rgb "#cc79a7" lw 1.3 dt (3,2)
set style line  36 lt 6 lc rgb "#cc79a7" lw 1.3 dt (2,1)
set style line  46 lt 8 lc rgb "#cc79a7" lw 1.3 dt (4,3)

set style line   7 lt 1 lc rgb "#e69f00" lw 1.3
set style line 107 lt 1 lc rgb "#e69f00" lw 1.3 dt (6,3)
set style line  17 lt 2 lc rgb "#e69f00" lw 1.3 dt (6,3)
set style line  27 lt 4 lc rgb "#e69f00" lw 1.3 dt (3,2)
set style line  37 lt 6 lc rgb "#e69f00" lw 1.3 dt (2,1)
set style line  47 lt 8 lc rgb "#e69f00" lw 1.3 dt (4,3)

set style line   8 lt 1 lc rgb "black" lw 1.3
set style line 108 lt 1 lc rgb "black" lw 1.3 dt (6,3)
set style line  18 lt 2 lc rgb "black" lw 1.3 dt (6,3)
set style line  28 lt 4 lc rgb "black" lw 1.3 dt (3,2)
set style line  38 lt 6 lc rgb "black" lw 1.3 dt (2,1)
set style line  48 lt 8 lc rgb "black" lw 1.3 dt (4,3)


set style line 999 lt 1 lc rgb "gray" lw 1.3

safe(x,y,a) = (y == 0.0 ? a : x/y)

set style data histeps
set key invert



################################################################################
### Rendering of the plot titled 'total rate'
################################################################################

set multiplot
set label "total rate" font ",13" at graph 0.04, graph 1.05
set xrange [5.0000e-01:1.5000e+00]
set bmargin 0 
set tmargin 0
set xtics nomirror
set ytics nomirror
set mytics 10
set xtics auto
set key horizontal noreverse maxcols 1 width -4 
set label front 'MadGraph5\_aMC\@NLO' font "Courier,11" rotate by 90 at graph 1.02, graph 0.04

#-- rendering subhistograms 'NLO|#1 and LO|#1 results'

set format y '10^{%T}'
set yrange [1.3023e+00:2.0015e+01]
set origin 0.0000e+00, 5.0000e-01
set size 1.0000e+00, 4.0000e-01
set mytics 10
set ytics auto
set format x ''
set logscale y
set ylabel "{/Symbol s} per bin [pb]"

plot \
sqrt(-1) ls 14 title 'TOT|#1, scale variation',\
sqrt(-1) ls 13 title 'LOAA|#1, scale variation',\
sqrt(-1) ls 12 title 'LO|#1, scale variation',\
sqrt(-1) ls 11 title 'NLO|#1, scale variation',\
'MADatNLO.HwU' index 3 using (($1+$2)/2):($3 >= 0 ? sqrt(-1) : abs($3)):4 w yerrorbar ls 104 title '',\
'MADatNLO.HwU' index 3 using (($1+$2)/2):($3 >= 0 ? sqrt(-1) : abs($3)) ls 104 title '',\
'MADatNLO.HwU' index 3 using (($1+$2)/2):($3 < 0 ? sqrt(-1) : $3):4 w yerrorbar ls 4 title '',\
'MADatNLO.HwU' index 3 using (($1+$2)/2):($3 < 0 ? sqrt(-1) : $3) ls 4 title 'TOT|#1, central value, dynamical\_scale\_choice=10',\
'MADatNLO.HwU' index 2 using (($1+$2)/2):($3 >= 0 ? sqrt(-1) : abs($3)):4 w yerrorbar ls 103 title '',\
'MADatNLO.HwU' index 2 using (($1+$2)/2):($3 >= 0 ? sqrt(-1) : abs($3)) ls 103 title '',\
'MADatNLO.HwU' index 2 using (($1+$2)/2):($3 < 0 ? sqrt(-1) : $3):4 w yerrorbar ls 3 title '',\
'MADatNLO.HwU' index 2 using (($1+$2)/2):($3 < 0 ? sqrt(-1) : $3) ls 3 title 'LOAA|#1, central value, dynamical\_scale\_choice=10',\
'MADatNLO.HwU' index 1 using (($1+$2)/2):($3 >= 0 ? sqrt(-1) : abs($3)):4 w yerrorbar ls 102 title '',\
'MADatNLO.HwU' index 1 using (($1+$2)/2):($3 >= 0 ? sqrt(-1) : abs($3)) ls 102 title '',\
'MADatNLO.HwU' index 1 using (($1+$2)/2):($3 < 0 ? sqrt(-1) : $3):4 w yerrorbar ls 2 title '',\
'MADatNLO.HwU' index 1 using (($1+$2)/2):($3 < 0 ? sqrt(-1) : $3) ls 2 title 'LO|#1, central value, dynamical\_scale\_choice=10',\
'MADatNLO.HwU' index 0 using (($1+$2)/2):($3 >= 0 ? sqrt(-1) : abs($3)):4 w yerrorbar ls 101 title '',\
'MADatNLO.HwU' index 0 using (($1+$2)/2):($3 >= 0 ? sqrt(-1) : abs($3)) ls 101 title '',\
'MADatNLO.HwU' index 0 using (($1+$2)/2):($3 < 0 ? sqrt(-1) : $3):4 w yerrorbar ls 1 title '',\
'MADatNLO.HwU' index 0 using (($1+$2)/2):($3 < 0 ? sqrt(-1) : $3) ls 1 title 'NLO|#1, central value, dynamical\_scale\_choice=10'
#-- rendering subhistograms 'Relative scale and PDF uncertainty'
unset label
unset format
set yrange [-8.1498e-01:8.4507e-01]
set origin 0.0000e+00, 3.5000e-01
set size 1.0000e+00, 1.5000e-01
set mytics 2
set ytics auto
set format x ''
unset logscale y
set ylabel "NLO|#1 rel.unc."
set label "Relative uncertainties w.r.t. central values" font ",9" front at graph 0.03, graph 0.13
plot \
'MADatNLO.HwU' index 3 using (($1+$2)/2):(safe($7,$3,1.0)-1.0) ls 14 title '',\
'MADatNLO.HwU' index 3 using (($1+$2)/2):(safe($6,$3,1.0)-1.0) ls 14 title '',\
'MADatNLO.HwU' index 2 using (($1+$2)/2):(safe($7,$3,1.0)-1.0) ls 13 title '',\
'MADatNLO.HwU' index 2 using (($1+$2)/2):(safe($6,$3,1.0)-1.0) ls 13 title '',\
'MADatNLO.HwU' index 1 using (($1+$2)/2):(safe($7,$3,1.0)-1.0) ls 12 title '',\
'MADatNLO.HwU' index 1 using (($1+$2)/2):(safe($6,$3,1.0)-1.0) ls 12 title '',\
'MADatNLO.HwU' index 0 using (($1+$2)/2):(safe($7,$3,1.0)-1.0) ls 11 title '',\
'MADatNLO.HwU' index 0 using (($1+$2)/2):(safe($6,$3,1.0)-1.0) ls 11 title '',\
0.0 ls 999 title '',\
'MADatNLO.HwU' index 3 using (($1+$2)/2):(0.0):(safe($4,$3,0.0)) w yerrorbar ls 4 title '',\
'MADatNLO.HwU' index 3 using (($1+$2)/2):(safe($5,$3,1.0)-1.0) ls 4 title '',\
'MADatNLO.HwU' index 2 using (($1+$2)/2):(0.0):(safe($4,$3,0.0)) w yerrorbar ls 3 title '',\
'MADatNLO.HwU' index 2 using (($1+$2)/2):(safe($5,$3,1.0)-1.0) ls 3 title '',\
'MADatNLO.HwU' index 1 using (($1+$2)/2):(0.0):(safe($4,$3,0.0)) w yerrorbar ls 2 title '',\
'MADatNLO.HwU' index 1 using (($1+$2)/2):(safe($5,$3,1.0)-1.0) ls 2 title '',\
'MADatNLO.HwU' index 0 using (($1+$2)/2):(0.0):(safe($4,$3,0.0)) w yerrorbar ls 1 title '',\
'MADatNLO.HwU' index 0 using (($1+$2)/2):(safe($5,$3,1.0)-1.0) ls 1 title ''
#-- rendering subhistograms '(LO|#1LOAA|#1TOT|#1)/(NLO|#1 central value) ratio'
unset label
unset format
set yrange [-1.0514e+01:1.7033e+00]
set origin 0.0000e+00, 2.0000e-01
set size 1.0000e+00, 1.5000e-01
set mytics 2
set ytics auto
set format x
unset logscale y
set ylabel "ratio w.r.t. NLO|#1"
set label "(LO|#1LOAA|#1TOT|#1)/(NLO|#1 central value)" font ",9" at graph 0.03, graph 0.13
plot \
1.0 ls 999 title '',\
'MADatNLO.HwU' index 6 using (($1+$2)/2):7 ls 14 title '',\
'MADatNLO.HwU' index 6 using (($1+$2)/2):6 ls 14 title '',\
'MADatNLO.HwU' index 5 using (($1+$2)/2):7 ls 13 title '',\
'MADatNLO.HwU' index 5 using (($1+$2)/2):6 ls 13 title '',\
'MADatNLO.HwU' index 4 using (($1+$2)/2):7 ls 12 title '',\
'MADatNLO.HwU' index 4 using (($1+$2)/2):6 ls 12 title '',\
'MADatNLO.HwU' index 6 using (($1+$2)/2):5 ls 4 title '',\
'MADatNLO.HwU' index 6 using (($1+$2)/2):3:4 w yerrorbar ls 4 title '',\
'MADatNLO.HwU' index 6 using (($1+$2)/2):3 ls 4 title '',\
'MADatNLO.HwU' index 5 using (($1+$2)/2):5 ls 3 title '',\
'MADatNLO.HwU' index 5 using (($1+$2)/2):3:4 w yerrorbar ls 3 title '',\
'MADatNLO.HwU' index 5 using (($1+$2)/2):3 ls 3 title '',\
'MADatNLO.HwU' index 4 using (($1+$2)/2):5 ls 2 title '',\
'MADatNLO.HwU' index 4 using (($1+$2)/2):3:4 w yerrorbar ls 2 title '',\
'MADatNLO.HwU' index 4 using (($1+$2)/2):3 ls 2 title ''

unset label

################################################################################

################################################################################
### Rendering of the plot titled 'total rate real'
################################################################################

set multiplot
set label "total rate real" font ",13" at graph 0.04, graph 1.05
set xrange [5.0000e-01:5.5000e+00]
set bmargin 0 
set tmargin 0
set xtics nomirror
set ytics nomirror
set mytics 10
set xtics auto
set key horizontal noreverse maxcols 1 width -4 
set label front 'MadGraph5\_aMC\@NLO' font "Courier,11" rotate by 90 at graph 1.02, graph 0.04

#-- rendering subhistograms 'NLO|#1 and LO|#1 results'

set format y '10^{%T}'
set yrange [9.0000e-01:1.1000e+02]
set origin 0.0000e+00, 5.0000e-01
set size 1.0000e+00, 4.0000e-01
set mytics 10
set ytics auto
set format x ''
set logscale y
set ylabel "{/Symbol s} per bin [pb]"

plot \
sqrt(-1) ls 14 title 'TOT|#1, scale variation',\
sqrt(-1) ls 13 title 'LOAA|#1, scale variation',\
sqrt(-1) ls 12 title 'LO|#1, scale variation',\
sqrt(-1) ls 11 title 'NLO|#1, scale variation',\
'MADatNLO.HwU' index 10 using (($1+$2)/2):($3 >= 0 ? sqrt(-1) : abs($3)):4 w yerrorbar ls 104 title '',\
'MADatNLO.HwU' index 10 using (($1+$2)/2):($3 >= 0 ? sqrt(-1) : abs($3)) ls 104 title '',\
'MADatNLO.HwU' index 10 using (($1+$2)/2):($3 < 0 ? sqrt(-1) : $3):4 w yerrorbar ls 4 title '',\
'MADatNLO.HwU' index 10 using (($1+$2)/2):($3 < 0 ? sqrt(-1) : $3) ls 4 title 'TOT|#1, central value, dynamical\_scale\_choice=10',\
'MADatNLO.HwU' index 9 using (($1+$2)/2):($3 >= 0 ? sqrt(-1) : abs($3)):4 w yerrorbar ls 103 title '',\
'MADatNLO.HwU' index 9 using (($1+$2)/2):($3 >= 0 ? sqrt(-1) : abs($3)) ls 103 title '',\
'MADatNLO.HwU' index 9 using (($1+$2)/2):($3 < 0 ? sqrt(-1) : $3):4 w yerrorbar ls 3 title '',\
'MADatNLO.HwU' index 9 using (($1+$2)/2):($3 < 0 ? sqrt(-1) : $3) ls 3 title 'LOAA|#1, central value, dynamical\_scale\_choice=10',\
'MADatNLO.HwU' index 8 using (($1+$2)/2):($3 >= 0 ? sqrt(-1) : abs($3)):4 w yerrorbar ls 102 title '',\
'MADatNLO.HwU' index 8 using (($1+$2)/2):($3 >= 0 ? sqrt(-1) : abs($3)) ls 102 title '',\
'MADatNLO.HwU' index 8 using (($1+$2)/2):($3 < 0 ? sqrt(-1) : $3):4 w yerrorbar ls 2 title '',\
'MADatNLO.HwU' index 8 using (($1+$2)/2):($3 < 0 ? sqrt(-1) : $3) ls 2 title 'LO|#1, central value, dynamical\_scale\_choice=10',\
'MADatNLO.HwU' index 7 using (($1+$2)/2):($3 >= 0 ? sqrt(-1) : abs($3)):4 w yerrorbar ls 101 title '',\
'MADatNLO.HwU' index 7 using (($1+$2)/2):($3 >= 0 ? sqrt(-1) : abs($3)) ls 101 title '',\
'MADatNLO.HwU' index 7 using (($1+$2)/2):($3 < 0 ? sqrt(-1) : $3):4 w yerrorbar ls 1 title '',\
'MADatNLO.HwU' index 7 using (($1+$2)/2):($3 < 0 ? sqrt(-1) : $3) ls 1 title 'NLO|#1, central value, dynamical\_scale\_choice=10'
#-- rendering subhistograms 'Relative scale and PDF uncertainty'
unset label
unset format
set yrange [-1.4800e+00:1.4000e+00]
set origin 0.0000e+00, 3.5000e-01
set size 1.0000e+00, 1.5000e-01
set mytics 2
set ytics auto
set format x ''
unset logscale y
set ylabel "NLO|#1 rel.unc."
set label "Relative uncertainties w.r.t. central values" font ",9" front at graph 0.03, graph 0.13
plot \
'MADatNLO.HwU' index 10 using (($1+$2)/2):(safe($7,$3,1.0)-1.0) ls 14 title '',\
'MADatNLO.HwU' index 10 using (($1+$2)/2):(safe($6,$3,1.0)-1.0) ls 14 title '',\
'MADatNLO.HwU' index 9 using (($1+$2)/2):(safe($7,$3,1.0)-1.0) ls 13 title '',\
'MADatNLO.HwU' index 9 using (($1+$2)/2):(safe($6,$3,1.0)-1.0) ls 13 title '',\
'MADatNLO.HwU' index 8 using (($1+$2)/2):(safe($7,$3,1.0)-1.0) ls 12 title '',\
'MADatNLO.HwU' index 8 using (($1+$2)/2):(safe($6,$3,1.0)-1.0) ls 12 title '',\
'MADatNLO.HwU' index 7 using (($1+$2)/2):(safe($7,$3,1.0)-1.0) ls 11 title '',\
'MADatNLO.HwU' index 7 using (($1+$2)/2):(safe($6,$3,1.0)-1.0) ls 11 title '',\
0.0 ls 999 title '',\
'MADatNLO.HwU' index 10 using (($1+$2)/2):(0.0):(safe($4,$3,0.0)) w yerrorbar ls 4 title '',\
'MADatNLO.HwU' index 10 using (($1+$2)/2):(safe($5,$3,1.0)-1.0) ls 4 title '',\
'MADatNLO.HwU' index 9 using (($1+$2)/2):(0.0):(safe($4,$3,0.0)) w yerrorbar ls 3 title '',\
'MADatNLO.HwU' index 9 using (($1+$2)/2):(safe($5,$3,1.0)-1.0) ls 3 title '',\
'MADatNLO.HwU' index 8 using (($1+$2)/2):(0.0):(safe($4,$3,0.0)) w yerrorbar ls 2 title '',\
'MADatNLO.HwU' index 8 using (($1+$2)/2):(safe($5,$3,1.0)-1.0) ls 2 title '',\
'MADatNLO.HwU' index 7 using (($1+$2)/2):(0.0):(safe($4,$3,0.0)) w yerrorbar ls 1 title '',\
'MADatNLO.HwU' index 7 using (($1+$2)/2):(safe($5,$3,1.0)-1.0) ls 1 title ''
#-- rendering subhistograms '(LO|#1LOAA|#1TOT|#1)/(NLO|#1 central value) ratio'
unset label
unset format
set yrange [-2.4000e-01:1.2000e+00]
set origin 0.0000e+00, 2.0000e-01
set size 1.0000e+00, 1.5000e-01
set mytics 2
set ytics auto
set format x
unset logscale y
set ylabel "ratio w.r.t. NLO|#1"
set label "(LO|#1LOAA|#1TOT|#1)/(NLO|#1 central value)" font ",9" at graph 0.03, graph 0.13
plot \
1.0 ls 999 title '',\
'MADatNLO.HwU' index 13 using (($1+$2)/2):7 ls 14 title '',\
'MADatNLO.HwU' index 13 using (($1+$2)/2):6 ls 14 title '',\
'MADatNLO.HwU' index 12 using (($1+$2)/2):7 ls 13 title '',\
'MADatNLO.HwU' index 12 using (($1+$2)/2):6 ls 13 title '',\
'MADatNLO.HwU' index 11 using (($1+$2)/2):7 ls 12 title '',\
'MADatNLO.HwU' index 11 using (($1+$2)/2):6 ls 12 title '',\
'MADatNLO.HwU' index 13 using (($1+$2)/2):5 ls 4 title '',\
'MADatNLO.HwU' index 13 using (($1+$2)/2):3:4 w yerrorbar ls 4 title '',\
'MADatNLO.HwU' index 13 using (($1+$2)/2):3 ls 4 title '',\
'MADatNLO.HwU' index 12 using (($1+$2)/2):5 ls 3 title '',\
'MADatNLO.HwU' index 12 using (($1+$2)/2):3:4 w yerrorbar ls 3 title '',\
'MADatNLO.HwU' index 12 using (($1+$2)/2):3 ls 3 title '',\
'MADatNLO.HwU' index 11 using (($1+$2)/2):5 ls 2 title '',\
'MADatNLO.HwU' index 11 using (($1+$2)/2):3:4 w yerrorbar ls 2 title '',\
'MADatNLO.HwU' index 11 using (($1+$2)/2):3 ls 2 title ''

unset label

################################################################################

################################################################################
### Rendering of the plot titled 'mtt'
################################################################################

set multiplot
set label "mtt" font ",13" at graph 0.04, graph 1.05
set xrange [1.2000e+02:3.0000e+03]
set bmargin 0 
set tmargin 0
set xtics nomirror
set ytics nomirror
set mytics 10
set xtics auto
set key horizontal noreverse maxcols 1 width -4 
set label front 'MadGraph5\_aMC\@NLO' font "Courier,11" rotate by 90 at graph 1.02, graph 0.04

#-- rendering subhistograms 'NLO|#1 and LO|#1 results'

set format y '10^{%T}'
set yrange [3.8820e-03:3.9501e+00]
set origin 0.0000e+00, 5.0000e-01
set size 1.0000e+00, 4.0000e-01
set mytics 10
set ytics auto
set format x ''
set logscale y
set ylabel "{/Symbol s} per bin [pb]"

plot \
sqrt(-1) ls 14 title 'TOT|#1, scale variation',\
sqrt(-1) ls 13 title 'LOAA|#1, scale variation',\
sqrt(-1) ls 12 title 'LO|#1, scale variation',\
sqrt(-1) ls 11 title 'NLO|#1, scale variation',\
'MADatNLO.HwU' index 17 using (($1+$2)/2):($3 >= 0 ? sqrt(-1) : abs($3)):4 w yerrorbar ls 104 title '',\
'MADatNLO.HwU' index 17 using (($1+$2)/2):($3 >= 0 ? sqrt(-1) : abs($3)) ls 104 title '',\
'MADatNLO.HwU' index 17 using (($1+$2)/2):($3 < 0 ? sqrt(-1) : $3):4 w yerrorbar ls 4 title '',\
'MADatNLO.HwU' index 17 using (($1+$2)/2):($3 < 0 ? sqrt(-1) : $3) ls 4 title 'TOT|#1, central value, dynamical\_scale\_choice=10',\
'MADatNLO.HwU' index 16 using (($1+$2)/2):($3 >= 0 ? sqrt(-1) : abs($3)):4 w yerrorbar ls 103 title '',\
'MADatNLO.HwU' index 16 using (($1+$2)/2):($3 >= 0 ? sqrt(-1) : abs($3)) ls 103 title '',\
'MADatNLO.HwU' index 16 using (($1+$2)/2):($3 < 0 ? sqrt(-1) : $3):4 w yerrorbar ls 3 title '',\
'MADatNLO.HwU' index 16 using (($1+$2)/2):($3 < 0 ? sqrt(-1) : $3) ls 3 title 'LOAA|#1, central value, dynamical\_scale\_choice=10',\
'MADatNLO.HwU' index 15 using (($1+$2)/2):($3 >= 0 ? sqrt(-1) : abs($3)):4 w yerrorbar ls 102 title '',\
'MADatNLO.HwU' index 15 using (($1+$2)/2):($3 >= 0 ? sqrt(-1) : abs($3)) ls 102 title '',\
'MADatNLO.HwU' index 15 using (($1+$2)/2):($3 < 0 ? sqrt(-1) : $3):4 w yerrorbar ls 2 title '',\
'MADatNLO.HwU' index 15 using (($1+$2)/2):($3 < 0 ? sqrt(-1) : $3) ls 2 title 'LO|#1, central value, dynamical\_scale\_choice=10',\
'MADatNLO.HwU' index 14 using (($1+$2)/2):($3 >= 0 ? sqrt(-1) : abs($3)):4 w yerrorbar ls 101 title '',\
'MADatNLO.HwU' index 14 using (($1+$2)/2):($3 >= 0 ? sqrt(-1) : abs($3)) ls 101 title '',\
'MADatNLO.HwU' index 14 using (($1+$2)/2):($3 < 0 ? sqrt(-1) : $3):4 w yerrorbar ls 1 title '',\
'MADatNLO.HwU' index 14 using (($1+$2)/2):($3 < 0 ? sqrt(-1) : $3) ls 1 title 'NLO|#1, central value, dynamical\_scale\_choice=10'
#-- rendering subhistograms 'Relative scale and PDF uncertainty'
unset label
unset format
set yrange [-9.4316e-01:3.4288e-01]
set origin 0.0000e+00, 3.5000e-01
set size 1.0000e+00, 1.5000e-01
set mytics 2
set ytics auto
set format x ''
unset logscale y
set ylabel "NLO|#1 rel.unc."
set label "Relative uncertainties w.r.t. central values" font ",9" front at graph 0.03, graph 0.13
plot \
'MADatNLO.HwU' index 17 using (($1+$2)/2):(safe($7,$3,1.0)-1.0) ls 14 title '',\
'MADatNLO.HwU' index 17 using (($1+$2)/2):(safe($6,$3,1.0)-1.0) ls 14 title '',\
'MADatNLO.HwU' index 16 using (($1+$2)/2):(safe($7,$3,1.0)-1.0) ls 13 title '',\
'MADatNLO.HwU' index 16 using (($1+$2)/2):(safe($6,$3,1.0)-1.0) ls 13 title '',\
'MADatNLO.HwU' index 15 using (($1+$2)/2):(safe($7,$3,1.0)-1.0) ls 12 title '',\
'MADatNLO.HwU' index 15 using (($1+$2)/2):(safe($6,$3,1.0)-1.0) ls 12 title '',\
'MADatNLO.HwU' index 14 using (($1+$2)/2):(safe($7,$3,1.0)-1.0) ls 11 title '',\
'MADatNLO.HwU' index 14 using (($1+$2)/2):(safe($6,$3,1.0)-1.0) ls 11 title '',\
0.0 ls 999 title '',\
'MADatNLO.HwU' index 17 using (($1+$2)/2):(0.0):(safe($4,$3,0.0)) w yerrorbar ls 4 title '',\
'MADatNLO.HwU' index 17 using (($1+$2)/2):(safe($5,$3,1.0)-1.0) ls 4 title '',\
'MADatNLO.HwU' index 16 using (($1+$2)/2):(0.0):(safe($4,$3,0.0)) w yerrorbar ls 3 title '',\
'MADatNLO.HwU' index 16 using (($1+$2)/2):(safe($5,$3,1.0)-1.0) ls 3 title '',\
'MADatNLO.HwU' index 15 using (($1+$2)/2):(0.0):(safe($4,$3,0.0)) w yerrorbar ls 2 title '',\
'MADatNLO.HwU' index 15 using (($1+$2)/2):(safe($5,$3,1.0)-1.0) ls 2 title '',\
'MADatNLO.HwU' index 14 using (($1+$2)/2):(0.0):(safe($4,$3,0.0)) w yerrorbar ls 1 title '',\
'MADatNLO.HwU' index 14 using (($1+$2)/2):(safe($5,$3,1.0)-1.0) ls 1 title ''
#-- rendering subhistograms '(LO|#1LOAA|#1TOT|#1)/(NLO|#1 central value) ratio'
unset label
unset format
set yrange [-9.2257e+00:1.6164e+00]
set origin 0.0000e+00, 2.0000e-01
set size 1.0000e+00, 1.5000e-01
set mytics 2
set ytics auto
set format x
unset logscale y
set ylabel "ratio w.r.t. NLO|#1"
set label "(LO|#1LOAA|#1TOT|#1)/(NLO|#1 central value)" font ",9" at graph 0.03, graph 0.13
plot \
1.0 ls 999 title '',\
'MADatNLO.HwU' index 20 using (($1+$2)/2):7 ls 14 title '',\
'MADatNLO.HwU' index 20 using (($1+$2)/2):6 ls 14 title '',\
'MADatNLO.HwU' index 19 using (($1+$2)/2):7 ls 13 title '',\
'MADatNLO.HwU' index 19 using (($1+$2)/2):6 ls 13 title '',\
'MADatNLO.HwU' index 18 using (($1+$2)/2):7 ls 12 title '',\
'MADatNLO.HwU' index 18 using (($1+$2)/2):6 ls 12 title '',\
'MADatNLO.HwU' index 20 using (($1+$2)/2):5 ls 4 title '',\
'MADatNLO.HwU' index 20 using (($1+$2)/2):3:4 w yerrorbar ls 4 title '',\
'MADatNLO.HwU' index 20 using (($1+$2)/2):3 ls 4 title '',\
'MADatNLO.HwU' index 19 using (($1+$2)/2):5 ls 3 title '',\
'MADatNLO.HwU' index 19 using (($1+$2)/2):3:4 w yerrorbar ls 3 title '',\
'MADatNLO.HwU' index 19 using (($1+$2)/2):3 ls 3 title '',\
'MADatNLO.HwU' index 18 using (($1+$2)/2):5 ls 2 title '',\
'MADatNLO.HwU' index 18 using (($1+$2)/2):3:4 w yerrorbar ls 2 title '',\
'MADatNLO.HwU' index 18 using (($1+$2)/2):3 ls 2 title ''

unset label

################################################################################

################################################################################
### Rendering of the plot titled 'thetatt'
################################################################################

set multiplot
set label "thetatt" font ",13" at graph 0.04, graph 1.05
set xrange [0.0000e+00:3.1416e+00]
set bmargin 0 
set tmargin 0
set xtics nomirror
set ytics nomirror
set mytics 10
set xtics auto
set key horizontal noreverse maxcols 1 width -4 
set label front 'MadGraph5\_aMC\@NLO' font "Courier,11" rotate by 90 at graph 1.02, graph 0.04

#-- rendering subhistograms 'NLO|#1 and LO|#1 results'

set format y '10^{%T}'
set yrange [3.2197e-04:7.3258e-01]
set origin 0.0000e+00, 5.0000e-01
set size 1.0000e+00, 4.0000e-01
set mytics 10
set ytics auto
set format x ''
set logscale y
set ylabel "{/Symbol s} per bin [pb]"

plot \
sqrt(-1) ls 14 title 'TOT|#1, scale variation',\
sqrt(-1) ls 13 title 'LOAA|#1, scale variation',\
sqrt(-1) ls 12 title 'LO|#1, scale variation',\
sqrt(-1) ls 11 title 'NLO|#1, scale variation',\
'MADatNLO.HwU' index 24 using (($1+$2)/2):($3 >= 0 ? sqrt(-1) : abs($3)):4 w yerrorbar ls 104 title '',\
'MADatNLO.HwU' index 24 using (($1+$2)/2):($3 >= 0 ? sqrt(-1) : abs($3)) ls 104 title '',\
'MADatNLO.HwU' index 24 using (($1+$2)/2):($3 < 0 ? sqrt(-1) : $3):4 w yerrorbar ls 4 title '',\
'MADatNLO.HwU' index 24 using (($1+$2)/2):($3 < 0 ? sqrt(-1) : $3) ls 4 title 'TOT|#1, central value, dynamical\_scale\_choice=10',\
'MADatNLO.HwU' index 23 using (($1+$2)/2):($3 >= 0 ? sqrt(-1) : abs($3)):4 w yerrorbar ls 103 title '',\
'MADatNLO.HwU' index 23 using (($1+$2)/2):($3 >= 0 ? sqrt(-1) : abs($3)) ls 103 title '',\
'MADatNLO.HwU' index 23 using (($1+$2)/2):($3 < 0 ? sqrt(-1) : $3):4 w yerrorbar ls 3 title '',\
'MADatNLO.HwU' index 23 using (($1+$2)/2):($3 < 0 ? sqrt(-1) : $3) ls 3 title 'LOAA|#1, central value, dynamical\_scale\_choice=10',\
'MADatNLO.HwU' index 22 using (($1+$2)/2):($3 >= 0 ? sqrt(-1) : abs($3)):4 w yerrorbar ls 102 title '',\
'MADatNLO.HwU' index 22 using (($1+$2)/2):($3 >= 0 ? sqrt(-1) : abs($3)) ls 102 title '',\
'MADatNLO.HwU' index 22 using (($1+$2)/2):($3 < 0 ? sqrt(-1) : $3):4 w yerrorbar ls 2 title '',\
'MADatNLO.HwU' index 22 using (($1+$2)/2):($3 < 0 ? sqrt(-1) : $3) ls 2 title 'LO|#1, central value, dynamical\_scale\_choice=10',\
'MADatNLO.HwU' index 21 using (($1+$2)/2):($3 >= 0 ? sqrt(-1) : abs($3)):4 w yerrorbar ls 101 title '',\
'MADatNLO.HwU' index 21 using (($1+$2)/2):($3 >= 0 ? sqrt(-1) : abs($3)) ls 101 title '',\
'MADatNLO.HwU' index 21 using (($1+$2)/2):($3 < 0 ? sqrt(-1) : $3):4 w yerrorbar ls 1 title '',\
'MADatNLO.HwU' index 21 using (($1+$2)/2):($3 < 0 ? sqrt(-1) : $3) ls 1 title 'NLO|#1, central value, dynamical\_scale\_choice=10'
#-- rendering subhistograms 'Relative scale and PDF uncertainty'
unset label
unset format
set yrange [-2.1524e-01:2.3182e-01]
set origin 0.0000e+00, 3.5000e-01
set size 1.0000e+00, 1.5000e-01
set mytics 2
set ytics auto
set format x ''
unset logscale y
set ylabel "NLO|#1 rel.unc."
set label "Relative uncertainties w.r.t. central values" font ",9" front at graph 0.03, graph 0.13
plot \
'MADatNLO.HwU' index 24 using (($1+$2)/2):(safe($7,$3,1.0)-1.0) ls 14 title '',\
'MADatNLO.HwU' index 24 using (($1+$2)/2):(safe($6,$3,1.0)-1.0) ls 14 title '',\
'MADatNLO.HwU' index 23 using (($1+$2)/2):(safe($7,$3,1.0)-1.0) ls 13 title '',\
'MADatNLO.HwU' index 23 using (($1+$2)/2):(safe($6,$3,1.0)-1.0) ls 13 title '',\
'MADatNLO.HwU' index 22 using (($1+$2)/2):(safe($7,$3,1.0)-1.0) ls 12 title '',\
'MADatNLO.HwU' index 22 using (($1+$2)/2):(safe($6,$3,1.0)-1.0) ls 12 title '',\
'MADatNLO.HwU' index 21 using (($1+$2)/2):(safe($7,$3,1.0)-1.0) ls 11 title '',\
'MADatNLO.HwU' index 21 using (($1+$2)/2):(safe($6,$3,1.0)-1.0) ls 11 title '',\
0.0 ls 999 title '',\
'MADatNLO.HwU' index 24 using (($1+$2)/2):(0.0):(safe($4,$3,0.0)) w yerrorbar ls 4 title '',\
'MADatNLO.HwU' index 24 using (($1+$2)/2):(safe($5,$3,1.0)-1.0) ls 4 title '',\
'MADatNLO.HwU' index 23 using (($1+$2)/2):(0.0):(safe($4,$3,0.0)) w yerrorbar ls 3 title '',\
'MADatNLO.HwU' index 23 using (($1+$2)/2):(safe($5,$3,1.0)-1.0) ls 3 title '',\
'MADatNLO.HwU' index 22 using (($1+$2)/2):(0.0):(safe($4,$3,0.0)) w yerrorbar ls 2 title '',\
'MADatNLO.HwU' index 22 using (($1+$2)/2):(safe($5,$3,1.0)-1.0) ls 2 title '',\
'MADatNLO.HwU' index 21 using (($1+$2)/2):(0.0):(safe($4,$3,0.0)) w yerrorbar ls 1 title '',\
'MADatNLO.HwU' index 21 using (($1+$2)/2):(safe($5,$3,1.0)-1.0) ls 1 title ''
#-- rendering subhistograms '(LO|#1LOAA|#1TOT|#1)/(NLO|#1 central value) ratio'
unset label
unset format
set yrange [-1.9542e+00:1.6281e+00]
set origin 0.0000e+00, 2.0000e-01
set size 1.0000e+00, 1.5000e-01
set mytics 2
set ytics auto
set format x
unset logscale y
set ylabel "ratio w.r.t. NLO|#1"
set label "(LO|#1LOAA|#1TOT|#1)/(NLO|#1 central value)" font ",9" at graph 0.03, graph 0.13
plot \
1.0 ls 999 title '',\
'MADatNLO.HwU' index 27 using (($1+$2)/2):7 ls 14 title '',\
'MADatNLO.HwU' index 27 using (($1+$2)/2):6 ls 14 title '',\
'MADatNLO.HwU' index 26 using (($1+$2)/2):7 ls 13 title '',\
'MADatNLO.HwU' index 26 using (($1+$2)/2):6 ls 13 title '',\
'MADatNLO.HwU' index 25 using (($1+$2)/2):7 ls 12 title '',\
'MADatNLO.HwU' index 25 using (($1+$2)/2):6 ls 12 title '',\
'MADatNLO.HwU' index 27 using (($1+$2)/2):5 ls 4 title '',\
'MADatNLO.HwU' index 27 using (($1+$2)/2):3:4 w yerrorbar ls 4 title '',\
'MADatNLO.HwU' index 27 using (($1+$2)/2):3 ls 4 title '',\
'MADatNLO.HwU' index 26 using (($1+$2)/2):5 ls 3 title '',\
'MADatNLO.HwU' index 26 using (($1+$2)/2):3:4 w yerrorbar ls 3 title '',\
'MADatNLO.HwU' index 26 using (($1+$2)/2):3 ls 3 title '',\
'MADatNLO.HwU' index 25 using (($1+$2)/2):5 ls 2 title '',\
'MADatNLO.HwU' index 25 using (($1+$2)/2):3:4 w yerrorbar ls 2 title '',\
'MADatNLO.HwU' index 25 using (($1+$2)/2):3 ls 2 title ''

unset label

################################################################################

################################################################################
### Rendering of the plot titled 'pttt'
################################################################################

set multiplot
set label "pttt" font ",13" at graph 0.04, graph 1.05
set xrange [0.0000e+00:1.5000e+03]
set bmargin 0 
set tmargin 0
set xtics nomirror
set ytics nomirror
set mytics 10
set xtics auto
set key horizontal noreverse maxcols 1 width -4 
set label front 'MadGraph5\_aMC\@NLO' font "Courier,11" rotate by 90 at graph 1.02, graph 0.04

#-- rendering subhistograms 'NLO|#1 and LO|#1 results'

set format y '10^{%T}'
set yrange [2.3835e-04:2.7484e+00]
set origin 0.0000e+00, 5.0000e-01
set size 1.0000e+00, 4.0000e-01
set mytics 10
set ytics auto
set format x ''
set logscale y
set ylabel "{/Symbol s} per bin [pb]"

plot \
sqrt(-1) ls 14 title 'TOT|#1, scale variation',\
sqrt(-1) ls 13 title 'LOAA|#1, scale variation',\
sqrt(-1) ls 12 title 'LO|#1, scale variation',\
sqrt(-1) ls 11 title 'NLO|#1, scale variation',\
'MADatNLO.HwU' index 31 using (($1+$2)/2):($3 >= 0 ? sqrt(-1) : abs($3)):4 w yerrorbar ls 104 title '',\
'MADatNLO.HwU' index 31 using (($1+$2)/2):($3 >= 0 ? sqrt(-1) : abs($3)) ls 104 title '',\
'MADatNLO.HwU' index 31 using (($1+$2)/2):($3 < 0 ? sqrt(-1) : $3):4 w yerrorbar ls 4 title '',\
'MADatNLO.HwU' index 31 using (($1+$2)/2):($3 < 0 ? sqrt(-1) : $3) ls 4 title 'TOT|#1, central value, dynamical\_scale\_choice=10',\
'MADatNLO.HwU' index 30 using (($1+$2)/2):($3 >= 0 ? sqrt(-1) : abs($3)):4 w yerrorbar ls 103 title '',\
'MADatNLO.HwU' index 30 using (($1+$2)/2):($3 >= 0 ? sqrt(-1) : abs($3)) ls 103 title '',\
'MADatNLO.HwU' index 30 using (($1+$2)/2):($3 < 0 ? sqrt(-1) : $3):4 w yerrorbar ls 3 title '',\
'MADatNLO.HwU' index 30 using (($1+$2)/2):($3 < 0 ? sqrt(-1) : $3) ls 3 title 'LOAA|#1, central value, dynamical\_scale\_choice=10',\
'MADatNLO.HwU' index 29 using (($1+$2)/2):($3 >= 0 ? sqrt(-1) : abs($3)):4 w yerrorbar ls 102 title '',\
'MADatNLO.HwU' index 29 using (($1+$2)/2):($3 >= 0 ? sqrt(-1) : abs($3)) ls 102 title '',\
'MADatNLO.HwU' index 29 using (($1+$2)/2):($3 < 0 ? sqrt(-1) : $3):4 w yerrorbar ls 2 title '',\
'MADatNLO.HwU' index 29 using (($1+$2)/2):($3 < 0 ? sqrt(-1) : $3) ls 2 title 'LO|#1, central value, dynamical\_scale\_choice=10',\
'MADatNLO.HwU' index 28 using (($1+$2)/2):($3 >= 0 ? sqrt(-1) : abs($3)):4 w yerrorbar ls 101 title '',\
'MADatNLO.HwU' index 28 using (($1+$2)/2):($3 >= 0 ? sqrt(-1) : abs($3)) ls 101 title '',\
'MADatNLO.HwU' index 28 using (($1+$2)/2):($3 < 0 ? sqrt(-1) : $3):4 w yerrorbar ls 1 title '',\
'MADatNLO.HwU' index 28 using (($1+$2)/2):($3 < 0 ? sqrt(-1) : $3) ls 1 title 'NLO|#1, central value, dynamical\_scale\_choice=10'
#-- rendering subhistograms 'Relative scale and PDF uncertainty'
unset label
unset format
set yrange [-8.0273e-03:8.3935e-03]
set origin 0.0000e+00, 3.5000e-01
set size 1.0000e+00, 1.5000e-01
set mytics 2
set ytics auto
set format x ''
unset logscale y
set ylabel "NLO|#1 rel.unc."
set label "Relative uncertainties w.r.t. central values" font ",9" front at graph 0.03, graph 0.13
plot \
'MADatNLO.HwU' index 31 using (($1+$2)/2):(safe($7,$3,1.0)-1.0) ls 14 title '',\
'MADatNLO.HwU' index 31 using (($1+$2)/2):(safe($6,$3,1.0)-1.0) ls 14 title '',\
'MADatNLO.HwU' index 30 using (($1+$2)/2):(safe($7,$3,1.0)-1.0) ls 13 title '',\
'MADatNLO.HwU' index 30 using (($1+$2)/2):(safe($6,$3,1.0)-1.0) ls 13 title '',\
'MADatNLO.HwU' index 29 using (($1+$2)/2):(safe($7,$3,1.0)-1.0) ls 12 title '',\
'MADatNLO.HwU' index 29 using (($1+$2)/2):(safe($6,$3,1.0)-1.0) ls 12 title '',\
'MADatNLO.HwU' index 28 using (($1+$2)/2):(safe($7,$3,1.0)-1.0) ls 11 title '',\
'MADatNLO.HwU' index 28 using (($1+$2)/2):(safe($6,$3,1.0)-1.0) ls 11 title '',\
0.0 ls 999 title '',\
'MADatNLO.HwU' index 31 using (($1+$2)/2):(0.0):(safe($4,$3,0.0)) w yerrorbar ls 4 title '',\
'MADatNLO.HwU' index 31 using (($1+$2)/2):(safe($5,$3,1.0)-1.0) ls 4 title '',\
'MADatNLO.HwU' index 30 using (($1+$2)/2):(0.0):(safe($4,$3,0.0)) w yerrorbar ls 3 title '',\
'MADatNLO.HwU' index 30 using (($1+$2)/2):(safe($5,$3,1.0)-1.0) ls 3 title '',\
'MADatNLO.HwU' index 29 using (($1+$2)/2):(0.0):(safe($4,$3,0.0)) w yerrorbar ls 2 title '',\
'MADatNLO.HwU' index 29 using (($1+$2)/2):(safe($5,$3,1.0)-1.0) ls 2 title '',\
'MADatNLO.HwU' index 28 using (($1+$2)/2):(0.0):(safe($4,$3,0.0)) w yerrorbar ls 1 title '',\
'MADatNLO.HwU' index 28 using (($1+$2)/2):(safe($5,$3,1.0)-1.0) ls 1 title ''
#-- rendering subhistograms '(LO|#1LOAA|#1TOT|#1)/(NLO|#1 central value) ratio'
unset label
unset format
set yrange [-1.4762e+00:3.3424e+00]
set origin 0.0000e+00, 2.0000e-01
set size 1.0000e+00, 1.5000e-01
set mytics 2
set ytics auto
set format x
unset logscale y
set ylabel "ratio w.r.t. NLO|#1"
set label "(LO|#1LOAA|#1TOT|#1)/(NLO|#1 central value)" font ",9" at graph 0.03, graph 0.13
plot \
1.0 ls 999 title '',\
'MADatNLO.HwU' index 34 using (($1+$2)/2):7 ls 14 title '',\
'MADatNLO.HwU' index 34 using (($1+$2)/2):6 ls 14 title '',\
'MADatNLO.HwU' index 33 using (($1+$2)/2):7 ls 13 title '',\
'MADatNLO.HwU' index 33 using (($1+$2)/2):6 ls 13 title '',\
'MADatNLO.HwU' index 32 using (($1+$2)/2):7 ls 12 title '',\
'MADatNLO.HwU' index 32 using (($1+$2)/2):6 ls 12 title '',\
'MADatNLO.HwU' index 34 using (($1+$2)/2):5 ls 4 title '',\
'MADatNLO.HwU' index 34 using (($1+$2)/2):3:4 w yerrorbar ls 4 title '',\
'MADatNLO.HwU' index 34 using (($1+$2)/2):3 ls 4 title '',\
'MADatNLO.HwU' index 33 using (($1+$2)/2):5 ls 3 title '',\
'MADatNLO.HwU' index 33 using (($1+$2)/2):3:4 w yerrorbar ls 3 title '',\
'MADatNLO.HwU' index 33 using (($1+$2)/2):3 ls 3 title '',\
'MADatNLO.HwU' index 32 using (($1+$2)/2):5 ls 2 title '',\
'MADatNLO.HwU' index 32 using (($1+$2)/2):3:4 w yerrorbar ls 2 title '',\
'MADatNLO.HwU' index 32 using (($1+$2)/2):3 ls 2 title ''

unset label

################################################################################

################################################################################
### Rendering of the plot titled 'ptmup'
################################################################################

set multiplot
set label "ptmup" font ",13" at graph 0.04, graph 1.05
set xrange [0.0000e+00:1.5000e+03]
set bmargin 0 
set tmargin 0
set xtics nomirror
set ytics nomirror
set mytics 10
set xtics auto
set key horizontal noreverse maxcols 1 width -4 
set label front 'MadGraph5\_aMC\@NLO' font "Courier,11" rotate by 90 at graph 1.02, graph 0.04

#-- rendering subhistograms 'NLO|#1 and LO|#1 results'

set format y '10^{%T}'
set yrange [3.2634e-07:1.3090e+00]
set origin 0.0000e+00, 5.0000e-01
set size 1.0000e+00, 4.0000e-01
set mytics 10
set ytics auto
set format x ''
set logscale y
set ylabel "{/Symbol s} per bin [pb]"

plot \
sqrt(-1) ls 14 title 'TOT|#1, scale variation',\
sqrt(-1) ls 13 title 'LOAA|#1, scale variation',\
sqrt(-1) ls 12 title 'LO|#1, scale variation',\
sqrt(-1) ls 11 title 'NLO|#1, scale variation',\
'MADatNLO.HwU' index 38 using (($1+$2)/2):($3 >= 0 ? sqrt(-1) : abs($3)):4 w yerrorbar ls 104 title '',\
'MADatNLO.HwU' index 38 using (($1+$2)/2):($3 >= 0 ? sqrt(-1) : abs($3)) ls 104 title '',\
'MADatNLO.HwU' index 38 using (($1+$2)/2):($3 < 0 ? sqrt(-1) : $3):4 w yerrorbar ls 4 title '',\
'MADatNLO.HwU' index 38 using (($1+$2)/2):($3 < 0 ? sqrt(-1) : $3) ls 4 title 'TOT|#1, central value, dynamical\_scale\_choice=10',\
'MADatNLO.HwU' index 37 using (($1+$2)/2):($3 >= 0 ? sqrt(-1) : abs($3)):4 w yerrorbar ls 103 title '',\
'MADatNLO.HwU' index 37 using (($1+$2)/2):($3 >= 0 ? sqrt(-1) : abs($3)) ls 103 title '',\
'MADatNLO.HwU' index 37 using (($1+$2)/2):($3 < 0 ? sqrt(-1) : $3):4 w yerrorbar ls 3 title '',\
'MADatNLO.HwU' index 37 using (($1+$2)/2):($3 < 0 ? sqrt(-1) : $3) ls 3 title 'LOAA|#1, central value, dynamical\_scale\_choice=10',\
'MADatNLO.HwU' index 36 using (($1+$2)/2):($3 >= 0 ? sqrt(-1) : abs($3)):4 w yerrorbar ls 102 title '',\
'MADatNLO.HwU' index 36 using (($1+$2)/2):($3 >= 0 ? sqrt(-1) : abs($3)) ls 102 title '',\
'MADatNLO.HwU' index 36 using (($1+$2)/2):($3 < 0 ? sqrt(-1) : $3):4 w yerrorbar ls 2 title '',\
'MADatNLO.HwU' index 36 using (($1+$2)/2):($3 < 0 ? sqrt(-1) : $3) ls 2 title 'LO|#1, central value, dynamical\_scale\_choice=10',\
'MADatNLO.HwU' index 35 using (($1+$2)/2):($3 >= 0 ? sqrt(-1) : abs($3)):4 w yerrorbar ls 101 title '',\
'MADatNLO.HwU' index 35 using (($1+$2)/2):($3 >= 0 ? sqrt(-1) : abs($3)) ls 101 title '',\
'MADatNLO.HwU' index 35 using (($1+$2)/2):($3 < 0 ? sqrt(-1) : $3):4 w yerrorbar ls 1 title '',\
'MADatNLO.HwU' index 35 using (($1+$2)/2):($3 < 0 ? sqrt(-1) : $3) ls 1 title 'NLO|#1, central value, dynamical\_scale\_choice=10'
#-- rendering subhistograms 'Relative scale and PDF uncertainty'
unset label
unset format
set yrange [-1.3188e-02:1.2981e-02]
set origin 0.0000e+00, 3.5000e-01
set size 1.0000e+00, 1.5000e-01
set mytics 2
set ytics auto
set format x ''
unset logscale y
set ylabel "NLO|#1 rel.unc."
set label "Relative uncertainties w.r.t. central values" font ",9" front at graph 0.03, graph 0.13
plot \
'MADatNLO.HwU' index 38 using (($1+$2)/2):(safe($7,$3,1.0)-1.0) ls 14 title '',\
'MADatNLO.HwU' index 38 using (($1+$2)/2):(safe($6,$3,1.0)-1.0) ls 14 title '',\
'MADatNLO.HwU' index 37 using (($1+$2)/2):(safe($7,$3,1.0)-1.0) ls 13 title '',\
'MADatNLO.HwU' index 37 using (($1+$2)/2):(safe($6,$3,1.0)-1.0) ls 13 title '',\
'MADatNLO.HwU' index 36 using (($1+$2)/2):(safe($7,$3,1.0)-1.0) ls 12 title '',\
'MADatNLO.HwU' index 36 using (($1+$2)/2):(safe($6,$3,1.0)-1.0) ls 12 title '',\
'MADatNLO.HwU' index 35 using (($1+$2)/2):(safe($7,$3,1.0)-1.0) ls 11 title '',\
'MADatNLO.HwU' index 35 using (($1+$2)/2):(safe($6,$3,1.0)-1.0) ls 11 title '',\
0.0 ls 999 title '',\
'MADatNLO.HwU' index 38 using (($1+$2)/2):(0.0):(safe($4,$3,0.0)) w yerrorbar ls 4 title '',\
'MADatNLO.HwU' index 38 using (($1+$2)/2):(safe($5,$3,1.0)-1.0) ls 4 title '',\
'MADatNLO.HwU' index 37 using (($1+$2)/2):(0.0):(safe($4,$3,0.0)) w yerrorbar ls 3 title '',\
'MADatNLO.HwU' index 37 using (($1+$2)/2):(safe($5,$3,1.0)-1.0) ls 3 title '',\
'MADatNLO.HwU' index 36 using (($1+$2)/2):(0.0):(safe($4,$3,0.0)) w yerrorbar ls 2 title '',\
'MADatNLO.HwU' index 36 using (($1+$2)/2):(safe($5,$3,1.0)-1.0) ls 2 title '',\
'MADatNLO.HwU' index 35 using (($1+$2)/2):(0.0):(safe($4,$3,0.0)) w yerrorbar ls 1 title '',\
'MADatNLO.HwU' index 35 using (($1+$2)/2):(safe($5,$3,1.0)-1.0) ls 1 title ''
#-- rendering subhistograms '(LO|#1LOAA|#1TOT|#1)/(NLO|#1 central value) ratio'
unset label
unset format
set yrange [-2.5883e+00:4.3943e+00]
set origin 0.0000e+00, 2.0000e-01
set size 1.0000e+00, 1.5000e-01
set mytics 2
set ytics auto
set format x
unset logscale y
set ylabel "ratio w.r.t. NLO|#1"
set label "(LO|#1LOAA|#1TOT|#1)/(NLO|#1 central value)" font ",9" at graph 0.03, graph 0.13
plot \
1.0 ls 999 title '',\
'MADatNLO.HwU' index 41 using (($1+$2)/2):7 ls 14 title '',\
'MADatNLO.HwU' index 41 using (($1+$2)/2):6 ls 14 title '',\
'MADatNLO.HwU' index 40 using (($1+$2)/2):7 ls 13 title '',\
'MADatNLO.HwU' index 40 using (($1+$2)/2):6 ls 13 title '',\
'MADatNLO.HwU' index 39 using (($1+$2)/2):7 ls 12 title '',\
'MADatNLO.HwU' index 39 using (($1+$2)/2):6 ls 12 title '',\
'MADatNLO.HwU' index 41 using (($1+$2)/2):5 ls 4 title '',\
'MADatNLO.HwU' index 41 using (($1+$2)/2):3:4 w yerrorbar ls 4 title '',\
'MADatNLO.HwU' index 41 using (($1+$2)/2):3 ls 4 title '',\
'MADatNLO.HwU' index 40 using (($1+$2)/2):5 ls 3 title '',\
'MADatNLO.HwU' index 40 using (($1+$2)/2):3:4 w yerrorbar ls 3 title '',\
'MADatNLO.HwU' index 40 using (($1+$2)/2):3 ls 3 title '',\
'MADatNLO.HwU' index 39 using (($1+$2)/2):5 ls 2 title '',\
'MADatNLO.HwU' index 39 using (($1+$2)/2):3:4 w yerrorbar ls 2 title '',\
'MADatNLO.HwU' index 39 using (($1+$2)/2):3 ls 2 title ''

unset label

################################################################################

################################################################################
### Rendering of the plot titled 'ptmum'
################################################################################

set multiplot
set label "ptmum" font ",13" at graph 0.04, graph 1.05
set xrange [0.0000e+00:1.5000e+03]
set bmargin 0 
set tmargin 0
set xtics nomirror
set ytics nomirror
set mytics 10
set xtics auto
set key horizontal noreverse maxcols 1 width -4 
set label front 'MadGraph5\_aMC\@NLO' font "Courier,11" rotate by 90 at graph 1.02, graph 0.04

#-- rendering subhistograms 'NLO|#1 and LO|#1 results'

set format y '10^{%T}'
set yrange [3.2358e-07:1.3070e+00]
set origin 0.0000e+00, 5.0000e-01
set size 1.0000e+00, 4.0000e-01
set mytics 10
set ytics auto
set format x ''
set logscale y
set ylabel "{/Symbol s} per bin [pb]"

plot \
sqrt(-1) ls 14 title 'TOT|#1, scale variation',\
sqrt(-1) ls 13 title 'LOAA|#1, scale variation',\
sqrt(-1) ls 12 title 'LO|#1, scale variation',\
sqrt(-1) ls 11 title 'NLO|#1, scale variation',\
'MADatNLO.HwU' index 45 using (($1+$2)/2):($3 >= 0 ? sqrt(-1) : abs($3)):4 w yerrorbar ls 104 title '',\
'MADatNLO.HwU' index 45 using (($1+$2)/2):($3 >= 0 ? sqrt(-1) : abs($3)) ls 104 title '',\
'MADatNLO.HwU' index 45 using (($1+$2)/2):($3 < 0 ? sqrt(-1) : $3):4 w yerrorbar ls 4 title '',\
'MADatNLO.HwU' index 45 using (($1+$2)/2):($3 < 0 ? sqrt(-1) : $3) ls 4 title 'TOT|#1, central value, dynamical\_scale\_choice=10',\
'MADatNLO.HwU' index 44 using (($1+$2)/2):($3 >= 0 ? sqrt(-1) : abs($3)):4 w yerrorbar ls 103 title '',\
'MADatNLO.HwU' index 44 using (($1+$2)/2):($3 >= 0 ? sqrt(-1) : abs($3)) ls 103 title '',\
'MADatNLO.HwU' index 44 using (($1+$2)/2):($3 < 0 ? sqrt(-1) : $3):4 w yerrorbar ls 3 title '',\
'MADatNLO.HwU' index 44 using (($1+$2)/2):($3 < 0 ? sqrt(-1) : $3) ls 3 title 'LOAA|#1, central value, dynamical\_scale\_choice=10',\
'MADatNLO.HwU' index 43 using (($1+$2)/2):($3 >= 0 ? sqrt(-1) : abs($3)):4 w yerrorbar ls 102 title '',\
'MADatNLO.HwU' index 43 using (($1+$2)/2):($3 >= 0 ? sqrt(-1) : abs($3)) ls 102 title '',\
'MADatNLO.HwU' index 43 using (($1+$2)/2):($3 < 0 ? sqrt(-1) : $3):4 w yerrorbar ls 2 title '',\
'MADatNLO.HwU' index 43 using (($1+$2)/2):($3 < 0 ? sqrt(-1) : $3) ls 2 title 'LO|#1, central value, dynamical\_scale\_choice=10',\
'MADatNLO.HwU' index 42 using (($1+$2)/2):($3 >= 0 ? sqrt(-1) : abs($3)):4 w yerrorbar ls 101 title '',\
'MADatNLO.HwU' index 42 using (($1+$2)/2):($3 >= 0 ? sqrt(-1) : abs($3)) ls 101 title '',\
'MADatNLO.HwU' index 42 using (($1+$2)/2):($3 < 0 ? sqrt(-1) : $3):4 w yerrorbar ls 1 title '',\
'MADatNLO.HwU' index 42 using (($1+$2)/2):($3 < 0 ? sqrt(-1) : $3) ls 1 title 'NLO|#1, central value, dynamical\_scale\_choice=10'
#-- rendering subhistograms 'Relative scale and PDF uncertainty'
unset label
unset format
set yrange [-1.2729e-02:1.2354e-02]
set origin 0.0000e+00, 3.5000e-01
set size 1.0000e+00, 1.5000e-01
set mytics 2
set ytics auto
set format x ''
unset logscale y
set ylabel "NLO|#1 rel.unc."
set label "Relative uncertainties w.r.t. central values" font ",9" front at graph 0.03, graph 0.13
plot \
'MADatNLO.HwU' index 45 using (($1+$2)/2):(safe($7,$3,1.0)-1.0) ls 14 title '',\
'MADatNLO.HwU' index 45 using (($1+$2)/2):(safe($6,$3,1.0)-1.0) ls 14 title '',\
'MADatNLO.HwU' index 44 using (($1+$2)/2):(safe($7,$3,1.0)-1.0) ls 13 title '',\
'MADatNLO.HwU' index 44 using (($1+$2)/2):(safe($6,$3,1.0)-1.0) ls 13 title '',\
'MADatNLO.HwU' index 43 using (($1+$2)/2):(safe($7,$3,1.0)-1.0) ls 12 title '',\
'MADatNLO.HwU' index 43 using (($1+$2)/2):(safe($6,$3,1.0)-1.0) ls 12 title '',\
'MADatNLO.HwU' index 42 using (($1+$2)/2):(safe($7,$3,1.0)-1.0) ls 11 title '',\
'MADatNLO.HwU' index 42 using (($1+$2)/2):(safe($6,$3,1.0)-1.0) ls 11 title '',\
0.0 ls 999 title '',\
'MADatNLO.HwU' index 45 using (($1+$2)/2):(0.0):(safe($4,$3,0.0)) w yerrorbar ls 4 title '',\
'MADatNLO.HwU' index 45 using (($1+$2)/2):(safe($5,$3,1.0)-1.0) ls 4 title '',\
'MADatNLO.HwU' index 44 using (($1+$2)/2):(0.0):(safe($4,$3,0.0)) w yerrorbar ls 3 title '',\
'MADatNLO.HwU' index 44 using (($1+$2)/2):(safe($5,$3,1.0)-1.0) ls 3 title '',\
'MADatNLO.HwU' index 43 using (($1+$2)/2):(0.0):(safe($4,$3,0.0)) w yerrorbar ls 2 title '',\
'MADatNLO.HwU' index 43 using (($1+$2)/2):(safe($5,$3,1.0)-1.0) ls 2 title '',\
'MADatNLO.HwU' index 42 using (($1+$2)/2):(0.0):(safe($4,$3,0.0)) w yerrorbar ls 1 title '',\
'MADatNLO.HwU' index 42 using (($1+$2)/2):(safe($5,$3,1.0)-1.0) ls 1 title ''
#-- rendering subhistograms '(LO|#1LOAA|#1TOT|#1)/(NLO|#1 central value) ratio'
unset label
unset format
set yrange [-2.5902e+00:4.3961e+00]
set origin 0.0000e+00, 2.0000e-01
set size 1.0000e+00, 1.5000e-01
set mytics 2
set ytics auto
set format x
unset logscale y
set ylabel "ratio w.r.t. NLO|#1"
set label "(LO|#1LOAA|#1TOT|#1)/(NLO|#1 central value)" font ",9" at graph 0.03, graph 0.13
plot \
1.0 ls 999 title '',\
'MADatNLO.HwU' index 48 using (($1+$2)/2):7 ls 14 title '',\
'MADatNLO.HwU' index 48 using (($1+$2)/2):6 ls 14 title '',\
'MADatNLO.HwU' index 47 using (($1+$2)/2):7 ls 13 title '',\
'MADatNLO.HwU' index 47 using (($1+$2)/2):6 ls 13 title '',\
'MADatNLO.HwU' index 46 using (($1+$2)/2):7 ls 12 title '',\
'MADatNLO.HwU' index 46 using (($1+$2)/2):6 ls 12 title '',\
'MADatNLO.HwU' index 48 using (($1+$2)/2):5 ls 4 title '',\
'MADatNLO.HwU' index 48 using (($1+$2)/2):3:4 w yerrorbar ls 4 title '',\
'MADatNLO.HwU' index 48 using (($1+$2)/2):3 ls 4 title '',\
'MADatNLO.HwU' index 47 using (($1+$2)/2):5 ls 3 title '',\
'MADatNLO.HwU' index 47 using (($1+$2)/2):3:4 w yerrorbar ls 3 title '',\
'MADatNLO.HwU' index 47 using (($1+$2)/2):3 ls 3 title '',\
'MADatNLO.HwU' index 46 using (($1+$2)/2):5 ls 2 title '',\
'MADatNLO.HwU' index 46 using (($1+$2)/2):3:4 w yerrorbar ls 2 title '',\
'MADatNLO.HwU' index 46 using (($1+$2)/2):3 ls 2 title ''

unset label

################################################################################

################################################################################
### Rendering of the plot titled 'pttop'
################################################################################

set multiplot
set label "pttop" font ",13" at graph 0.04, graph 1.05
set xrange [0.0000e+00:1.5000e+03]
set bmargin 0 
set tmargin 0
set xtics nomirror
set ytics nomirror
set mytics 10
set xtics auto
set key horizontal noreverse maxcols 1 width -4 
set label front 'MadGraph5\_aMC\@NLO' font "Courier,11" rotate by 90 at graph 1.02, graph 0.04

#-- rendering subhistograms 'NLO|#1 and LO|#1 results'

set format y '10^{%T}'
set yrange [1.1136e-04:9.3936e+00]
set origin 0.0000e+00, 5.0000e-01
set size 1.0000e+00, 4.0000e-01
set mytics 10
set ytics auto
set format x ''
set logscale y
set ylabel "{/Symbol s} per bin [pb]"

plot \
sqrt(-1) ls 14 title 'TOT|#1, scale variation',\
sqrt(-1) ls 13 title 'LOAA|#1, scale variation',\
sqrt(-1) ls 12 title 'LO|#1, scale variation',\
sqrt(-1) ls 11 title 'NLO|#1, scale variation',\
'MADatNLO.HwU' index 52 using (($1+$2)/2):($3 >= 0 ? sqrt(-1) : abs($3)):4 w yerrorbar ls 104 title '',\
'MADatNLO.HwU' index 52 using (($1+$2)/2):($3 >= 0 ? sqrt(-1) : abs($3)) ls 104 title '',\
'MADatNLO.HwU' index 52 using (($1+$2)/2):($3 < 0 ? sqrt(-1) : $3):4 w yerrorbar ls 4 title '',\
'MADatNLO.HwU' index 52 using (($1+$2)/2):($3 < 0 ? sqrt(-1) : $3) ls 4 title 'TOT|#1, central value, dynamical\_scale\_choice=10',\
'MADatNLO.HwU' index 51 using (($1+$2)/2):($3 >= 0 ? sqrt(-1) : abs($3)):4 w yerrorbar ls 103 title '',\
'MADatNLO.HwU' index 51 using (($1+$2)/2):($3 >= 0 ? sqrt(-1) : abs($3)) ls 103 title '',\
'MADatNLO.HwU' index 51 using (($1+$2)/2):($3 < 0 ? sqrt(-1) : $3):4 w yerrorbar ls 3 title '',\
'MADatNLO.HwU' index 51 using (($1+$2)/2):($3 < 0 ? sqrt(-1) : $3) ls 3 title 'LOAA|#1, central value, dynamical\_scale\_choice=10',\
'MADatNLO.HwU' index 50 using (($1+$2)/2):($3 >= 0 ? sqrt(-1) : abs($3)):4 w yerrorbar ls 102 title '',\
'MADatNLO.HwU' index 50 using (($1+$2)/2):($3 >= 0 ? sqrt(-1) : abs($3)) ls 102 title '',\
'MADatNLO.HwU' index 50 using (($1+$2)/2):($3 < 0 ? sqrt(-1) : $3):4 w yerrorbar ls 2 title '',\
'MADatNLO.HwU' index 50 using (($1+$2)/2):($3 < 0 ? sqrt(-1) : $3) ls 2 title 'LO|#1, central value, dynamical\_scale\_choice=10',\
'MADatNLO.HwU' index 49 using (($1+$2)/2):($3 >= 0 ? sqrt(-1) : abs($3)):4 w yerrorbar ls 101 title '',\
'MADatNLO.HwU' index 49 using (($1+$2)/2):($3 >= 0 ? sqrt(-1) : abs($3)) ls 101 title '',\
'MADatNLO.HwU' index 49 using (($1+$2)/2):($3 < 0 ? sqrt(-1) : $3):4 w yerrorbar ls 1 title '',\
'MADatNLO.HwU' index 49 using (($1+$2)/2):($3 < 0 ? sqrt(-1) : $3) ls 1 title 'NLO|#1, central value, dynamical\_scale\_choice=10'
#-- rendering subhistograms 'Relative scale and PDF uncertainty'
unset label
unset format
set yrange [-2.9754e-02:3.2939e-02]
set origin 0.0000e+00, 3.5000e-01
set size 1.0000e+00, 1.5000e-01
set mytics 2
set ytics auto
set format x ''
unset logscale y
set ylabel "NLO|#1 rel.unc."
set label "Relative uncertainties w.r.t. central values" font ",9" front at graph 0.03, graph 0.13
plot \
'MADatNLO.HwU' index 52 using (($1+$2)/2):(safe($7,$3,1.0)-1.0) ls 14 title '',\
'MADatNLO.HwU' index 52 using (($1+$2)/2):(safe($6,$3,1.0)-1.0) ls 14 title '',\
'MADatNLO.HwU' index 51 using (($1+$2)/2):(safe($7,$3,1.0)-1.0) ls 13 title '',\
'MADatNLO.HwU' index 51 using (($1+$2)/2):(safe($6,$3,1.0)-1.0) ls 13 title '',\
'MADatNLO.HwU' index 50 using (($1+$2)/2):(safe($7,$3,1.0)-1.0) ls 12 title '',\
'MADatNLO.HwU' index 50 using (($1+$2)/2):(safe($6,$3,1.0)-1.0) ls 12 title '',\
'MADatNLO.HwU' index 49 using (($1+$2)/2):(safe($7,$3,1.0)-1.0) ls 11 title '',\
'MADatNLO.HwU' index 49 using (($1+$2)/2):(safe($6,$3,1.0)-1.0) ls 11 title '',\
0.0 ls 999 title '',\
'MADatNLO.HwU' index 52 using (($1+$2)/2):(0.0):(safe($4,$3,0.0)) w yerrorbar ls 4 title '',\
'MADatNLO.HwU' index 52 using (($1+$2)/2):(safe($5,$3,1.0)-1.0) ls 4 title '',\
'MADatNLO.HwU' index 51 using (($1+$2)/2):(0.0):(safe($4,$3,0.0)) w yerrorbar ls 3 title '',\
'MADatNLO.HwU' index 51 using (($1+$2)/2):(safe($5,$3,1.0)-1.0) ls 3 title '',\
'MADatNLO.HwU' index 50 using (($1+$2)/2):(0.0):(safe($4,$3,0.0)) w yerrorbar ls 2 title '',\
'MADatNLO.HwU' index 50 using (($1+$2)/2):(safe($5,$3,1.0)-1.0) ls 2 title '',\
'MADatNLO.HwU' index 49 using (($1+$2)/2):(0.0):(safe($4,$3,0.0)) w yerrorbar ls 1 title '',\
'MADatNLO.HwU' index 49 using (($1+$2)/2):(safe($5,$3,1.0)-1.0) ls 1 title ''
#-- rendering subhistograms '(LO|#1LOAA|#1TOT|#1)/(NLO|#1 central value) ratio'
unset label
unset format
set yrange [-6.5659e+01:3.1736e+01]
set origin 0.0000e+00, 2.0000e-01
set size 1.0000e+00, 1.5000e-01
set mytics 2
set ytics auto
set format x
unset logscale y
set ylabel "ratio w.r.t. NLO|#1"
set label "(LO|#1LOAA|#1TOT|#1)/(NLO|#1 central value)" font ",9" at graph 0.03, graph 0.13
plot \
1.0 ls 999 title '',\
'MADatNLO.HwU' index 55 using (($1+$2)/2):7 ls 14 title '',\
'MADatNLO.HwU' index 55 using (($1+$2)/2):6 ls 14 title '',\
'MADatNLO.HwU' index 54 using (($1+$2)/2):7 ls 13 title '',\
'MADatNLO.HwU' index 54 using (($1+$2)/2):6 ls 13 title '',\
'MADatNLO.HwU' index 53 using (($1+$2)/2):7 ls 12 title '',\
'MADatNLO.HwU' index 53 using (($1+$2)/2):6 ls 12 title '',\
'MADatNLO.HwU' index 55 using (($1+$2)/2):5 ls 4 title '',\
'MADatNLO.HwU' index 55 using (($1+$2)/2):3:4 w yerrorbar ls 4 title '',\
'MADatNLO.HwU' index 55 using (($1+$2)/2):3 ls 4 title '',\
'MADatNLO.HwU' index 54 using (($1+$2)/2):5 ls 3 title '',\
'MADatNLO.HwU' index 54 using (($1+$2)/2):3:4 w yerrorbar ls 3 title '',\
'MADatNLO.HwU' index 54 using (($1+$2)/2):3 ls 3 title '',\
'MADatNLO.HwU' index 53 using (($1+$2)/2):5 ls 2 title '',\
'MADatNLO.HwU' index 53 using (($1+$2)/2):3:4 w yerrorbar ls 2 title '',\
'MADatNLO.HwU' index 53 using (($1+$2)/2):3 ls 2 title ''

unset label

################################################################################

################################################################################
### Rendering of the plot titled 'ptatop'
################################################################################

set multiplot
set label "ptatop" font ",13" at graph 0.04, graph 1.05
set xrange [0.0000e+00:1.5000e+03]
set bmargin 0 
set tmargin 0
set xtics nomirror
set ytics nomirror
set mytics 10
set xtics auto
set key horizontal noreverse maxcols 1 width -4 
set label front 'MadGraph5\_aMC\@NLO' font "Courier,11" rotate by 90 at graph 1.02, graph 0.04

#-- rendering subhistograms 'NLO|#1 and LO|#1 results'

set format y '10^{%T}'
set yrange [9.3100e-05:9.3936e+00]
set origin 0.0000e+00, 5.0000e-01
set size 1.0000e+00, 4.0000e-01
set mytics 10
set ytics auto
set format x ''
set logscale y
set ylabel "{/Symbol s} per bin [pb]"

plot \
sqrt(-1) ls 14 title 'TOT|#1, scale variation',\
sqrt(-1) ls 13 title 'LOAA|#1, scale variation',\
sqrt(-1) ls 12 title 'LO|#1, scale variation',\
sqrt(-1) ls 11 title 'NLO|#1, scale variation',\
'MADatNLO.HwU' index 59 using (($1+$2)/2):($3 >= 0 ? sqrt(-1) : abs($3)):4 w yerrorbar ls 104 title '',\
'MADatNLO.HwU' index 59 using (($1+$2)/2):($3 >= 0 ? sqrt(-1) : abs($3)) ls 104 title '',\
'MADatNLO.HwU' index 59 using (($1+$2)/2):($3 < 0 ? sqrt(-1) : $3):4 w yerrorbar ls 4 title '',\
'MADatNLO.HwU' index 59 using (($1+$2)/2):($3 < 0 ? sqrt(-1) : $3) ls 4 title 'TOT|#1, central value, dynamical\_scale\_choice=10',\
'MADatNLO.HwU' index 58 using (($1+$2)/2):($3 >= 0 ? sqrt(-1) : abs($3)):4 w yerrorbar ls 103 title '',\
'MADatNLO.HwU' index 58 using (($1+$2)/2):($3 >= 0 ? sqrt(-1) : abs($3)) ls 103 title '',\
'MADatNLO.HwU' index 58 using (($1+$2)/2):($3 < 0 ? sqrt(-1) : $3):4 w yerrorbar ls 3 title '',\
'MADatNLO.HwU' index 58 using (($1+$2)/2):($3 < 0 ? sqrt(-1) : $3) ls 3 title 'LOAA|#1, central value, dynamical\_scale\_choice=10',\
'MADatNLO.HwU' index 57 using (($1+$2)/2):($3 >= 0 ? sqrt(-1) : abs($3)):4 w yerrorbar ls 102 title '',\
'MADatNLO.HwU' index 57 using (($1+$2)/2):($3 >= 0 ? sqrt(-1) : abs($3)) ls 102 title '',\
'MADatNLO.HwU' index 57 using (($1+$2)/2):($3 < 0 ? sqrt(-1) : $3):4 w yerrorbar ls 2 title '',\
'MADatNLO.HwU' index 57 using (($1+$2)/2):($3 < 0 ? sqrt(-1) : $3) ls 2 title 'LO|#1, central value, dynamical\_scale\_choice=10',\
'MADatNLO.HwU' index 56 using (($1+$2)/2):($3 >= 0 ? sqrt(-1) : abs($3)):4 w yerrorbar ls 101 title '',\
'MADatNLO.HwU' index 56 using (($1+$2)/2):($3 >= 0 ? sqrt(-1) : abs($3)) ls 101 title '',\
'MADatNLO.HwU' index 56 using (($1+$2)/2):($3 < 0 ? sqrt(-1) : $3):4 w yerrorbar ls 1 title '',\
'MADatNLO.HwU' index 56 using (($1+$2)/2):($3 < 0 ? sqrt(-1) : $3) ls 1 title 'NLO|#1, central value, dynamical\_scale\_choice=10'
#-- rendering subhistograms 'Relative scale and PDF uncertainty'
unset label
unset format
set yrange [-2.9754e-02:3.2939e-02]
set origin 0.0000e+00, 3.5000e-01
set size 1.0000e+00, 1.5000e-01
set mytics 2
set ytics auto
set format x ''
unset logscale y
set ylabel "NLO|#1 rel.unc."
set label "Relative uncertainties w.r.t. central values" font ",9" front at graph 0.03, graph 0.13
plot \
'MADatNLO.HwU' index 59 using (($1+$2)/2):(safe($7,$3,1.0)-1.0) ls 14 title '',\
'MADatNLO.HwU' index 59 using (($1+$2)/2):(safe($6,$3,1.0)-1.0) ls 14 title '',\
'MADatNLO.HwU' index 58 using (($1+$2)/2):(safe($7,$3,1.0)-1.0) ls 13 title '',\
'MADatNLO.HwU' index 58 using (($1+$2)/2):(safe($6,$3,1.0)-1.0) ls 13 title '',\
'MADatNLO.HwU' index 57 using (($1+$2)/2):(safe($7,$3,1.0)-1.0) ls 12 title '',\
'MADatNLO.HwU' index 57 using (($1+$2)/2):(safe($6,$3,1.0)-1.0) ls 12 title '',\
'MADatNLO.HwU' index 56 using (($1+$2)/2):(safe($7,$3,1.0)-1.0) ls 11 title '',\
'MADatNLO.HwU' index 56 using (($1+$2)/2):(safe($6,$3,1.0)-1.0) ls 11 title '',\
0.0 ls 999 title '',\
'MADatNLO.HwU' index 59 using (($1+$2)/2):(0.0):(safe($4,$3,0.0)) w yerrorbar ls 4 title '',\
'MADatNLO.HwU' index 59 using (($1+$2)/2):(safe($5,$3,1.0)-1.0) ls 4 title '',\
'MADatNLO.HwU' index 58 using (($1+$2)/2):(0.0):(safe($4,$3,0.0)) w yerrorbar ls 3 title '',\
'MADatNLO.HwU' index 58 using (($1+$2)/2):(safe($5,$3,1.0)-1.0) ls 3 title '',\
'MADatNLO.HwU' index 57 using (($1+$2)/2):(0.0):(safe($4,$3,0.0)) w yerrorbar ls 2 title '',\
'MADatNLO.HwU' index 57 using (($1+$2)/2):(safe($5,$3,1.0)-1.0) ls 2 title '',\
'MADatNLO.HwU' index 56 using (($1+$2)/2):(0.0):(safe($4,$3,0.0)) w yerrorbar ls 1 title '',\
'MADatNLO.HwU' index 56 using (($1+$2)/2):(safe($5,$3,1.0)-1.0) ls 1 title ''
#-- rendering subhistograms '(LO|#1LOAA|#1TOT|#1)/(NLO|#1 central value) ratio'
unset label
unset format
set yrange [-6.1555e+01:3.1479e+01]
set origin 0.0000e+00, 2.0000e-01
set size 1.0000e+00, 1.5000e-01
set mytics 2
set ytics auto
set format x
unset logscale y
set ylabel "ratio w.r.t. NLO|#1"
set label "(LO|#1LOAA|#1TOT|#1)/(NLO|#1 central value)" font ",9" at graph 0.03, graph 0.13
plot \
1.0 ls 999 title '',\
'MADatNLO.HwU' index 62 using (($1+$2)/2):7 ls 14 title '',\
'MADatNLO.HwU' index 62 using (($1+$2)/2):6 ls 14 title '',\
'MADatNLO.HwU' index 61 using (($1+$2)/2):7 ls 13 title '',\
'MADatNLO.HwU' index 61 using (($1+$2)/2):6 ls 13 title '',\
'MADatNLO.HwU' index 60 using (($1+$2)/2):7 ls 12 title '',\
'MADatNLO.HwU' index 60 using (($1+$2)/2):6 ls 12 title '',\
'MADatNLO.HwU' index 62 using (($1+$2)/2):5 ls 4 title '',\
'MADatNLO.HwU' index 62 using (($1+$2)/2):3:4 w yerrorbar ls 4 title '',\
'MADatNLO.HwU' index 62 using (($1+$2)/2):3 ls 4 title '',\
'MADatNLO.HwU' index 61 using (($1+$2)/2):5 ls 3 title '',\
'MADatNLO.HwU' index 61 using (($1+$2)/2):3:4 w yerrorbar ls 3 title '',\
'MADatNLO.HwU' index 61 using (($1+$2)/2):3 ls 3 title '',\
'MADatNLO.HwU' index 60 using (($1+$2)/2):5 ls 2 title '',\
'MADatNLO.HwU' index 60 using (($1+$2)/2):3:4 w yerrorbar ls 2 title '',\
'MADatNLO.HwU' index 60 using (($1+$2)/2):3 ls 2 title ''

unset label

################################################################################

################################################################################
### Rendering of the plot titled 'mmumu'
################################################################################

set multiplot
set label "mmumu" font ",13" at graph 0.04, graph 1.05
set xrange [0.0000e+00:6.0000e+01]
set bmargin 0 
set tmargin 0
set xtics nomirror
set ytics nomirror
set mytics 10
set xtics auto
set key horizontal noreverse maxcols 1 width -4 
set label front 'MadGraph5\_aMC\@NLO' font "Courier,11" rotate by 90 at graph 1.02, graph 0.04

#-- rendering subhistograms 'NLO|#1 and LO|#1 results'

set format y '10^{%T}'
set yrange [1.3023e+00:2.0015e+01]
set origin 0.0000e+00, 5.0000e-01
set size 1.0000e+00, 4.0000e-01
set mytics 10
set ytics auto
set format x ''
set logscale y
set ylabel "{/Symbol s} per bin [pb]"

plot \
sqrt(-1) ls 14 title 'TOT|#1, scale variation',\
sqrt(-1) ls 13 title 'LOAA|#1, scale variation',\
sqrt(-1) ls 12 title 'LO|#1, scale variation',\
sqrt(-1) ls 11 title 'NLO|#1, scale variation',\
'MADatNLO.HwU' index 66 using (($1+$2)/2):($3 >= 0 ? sqrt(-1) : abs($3)):4 w yerrorbar ls 104 title '',\
'MADatNLO.HwU' index 66 using (($1+$2)/2):($3 >= 0 ? sqrt(-1) : abs($3)) ls 104 title '',\
'MADatNLO.HwU' index 66 using (($1+$2)/2):($3 < 0 ? sqrt(-1) : $3):4 w yerrorbar ls 4 title '',\
'MADatNLO.HwU' index 66 using (($1+$2)/2):($3 < 0 ? sqrt(-1) : $3) ls 4 title 'TOT|#1, central value, dynamical\_scale\_choice=10',\
'MADatNLO.HwU' index 65 using (($1+$2)/2):($3 >= 0 ? sqrt(-1) : abs($3)):4 w yerrorbar ls 103 title '',\
'MADatNLO.HwU' index 65 using (($1+$2)/2):($3 >= 0 ? sqrt(-1) : abs($3)) ls 103 title '',\
'MADatNLO.HwU' index 65 using (($1+$2)/2):($3 < 0 ? sqrt(-1) : $3):4 w yerrorbar ls 3 title '',\
'MADatNLO.HwU' index 65 using (($1+$2)/2):($3 < 0 ? sqrt(-1) : $3) ls 3 title 'LOAA|#1, central value, dynamical\_scale\_choice=10',\
'MADatNLO.HwU' index 64 using (($1+$2)/2):($3 >= 0 ? sqrt(-1) : abs($3)):4 w yerrorbar ls 102 title '',\
'MADatNLO.HwU' index 64 using (($1+$2)/2):($3 >= 0 ? sqrt(-1) : abs($3)) ls 102 title '',\
'MADatNLO.HwU' index 64 using (($1+$2)/2):($3 < 0 ? sqrt(-1) : $3):4 w yerrorbar ls 2 title '',\
'MADatNLO.HwU' index 64 using (($1+$2)/2):($3 < 0 ? sqrt(-1) : $3) ls 2 title 'LO|#1, central value, dynamical\_scale\_choice=10',\
'MADatNLO.HwU' index 63 using (($1+$2)/2):($3 >= 0 ? sqrt(-1) : abs($3)):4 w yerrorbar ls 101 title '',\
'MADatNLO.HwU' index 63 using (($1+$2)/2):($3 >= 0 ? sqrt(-1) : abs($3)) ls 101 title '',\
'MADatNLO.HwU' index 63 using (($1+$2)/2):($3 < 0 ? sqrt(-1) : $3):4 w yerrorbar ls 1 title '',\
'MADatNLO.HwU' index 63 using (($1+$2)/2):($3 < 0 ? sqrt(-1) : $3) ls 1 title 'NLO|#1, central value, dynamical\_scale\_choice=10'
#-- rendering subhistograms 'Relative scale and PDF uncertainty'
unset label
unset format
set yrange [-8.1498e-01:8.4507e-01]
set origin 0.0000e+00, 3.5000e-01
set size 1.0000e+00, 1.5000e-01
set mytics 2
set ytics auto
set format x ''
unset logscale y
set ylabel "NLO|#1 rel.unc."
set label "Relative uncertainties w.r.t. central values" font ",9" front at graph 0.03, graph 0.13
plot \
'MADatNLO.HwU' index 66 using (($1+$2)/2):(safe($7,$3,1.0)-1.0) ls 14 title '',\
'MADatNLO.HwU' index 66 using (($1+$2)/2):(safe($6,$3,1.0)-1.0) ls 14 title '',\
'MADatNLO.HwU' index 65 using (($1+$2)/2):(safe($7,$3,1.0)-1.0) ls 13 title '',\
'MADatNLO.HwU' index 65 using (($1+$2)/2):(safe($6,$3,1.0)-1.0) ls 13 title '',\
'MADatNLO.HwU' index 64 using (($1+$2)/2):(safe($7,$3,1.0)-1.0) ls 12 title '',\
'MADatNLO.HwU' index 64 using (($1+$2)/2):(safe($6,$3,1.0)-1.0) ls 12 title '',\
'MADatNLO.HwU' index 63 using (($1+$2)/2):(safe($7,$3,1.0)-1.0) ls 11 title '',\
'MADatNLO.HwU' index 63 using (($1+$2)/2):(safe($6,$3,1.0)-1.0) ls 11 title '',\
0.0 ls 999 title '',\
'MADatNLO.HwU' index 66 using (($1+$2)/2):(0.0):(safe($4,$3,0.0)) w yerrorbar ls 4 title '',\
'MADatNLO.HwU' index 66 using (($1+$2)/2):(safe($5,$3,1.0)-1.0) ls 4 title '',\
'MADatNLO.HwU' index 65 using (($1+$2)/2):(0.0):(safe($4,$3,0.0)) w yerrorbar ls 3 title '',\
'MADatNLO.HwU' index 65 using (($1+$2)/2):(safe($5,$3,1.0)-1.0) ls 3 title '',\
'MADatNLO.HwU' index 64 using (($1+$2)/2):(0.0):(safe($4,$3,0.0)) w yerrorbar ls 2 title '',\
'MADatNLO.HwU' index 64 using (($1+$2)/2):(safe($5,$3,1.0)-1.0) ls 2 title '',\
'MADatNLO.HwU' index 63 using (($1+$2)/2):(0.0):(safe($4,$3,0.0)) w yerrorbar ls 1 title '',\
'MADatNLO.HwU' index 63 using (($1+$2)/2):(safe($5,$3,1.0)-1.0) ls 1 title ''
#-- rendering subhistograms '(LO|#1LOAA|#1TOT|#1)/(NLO|#1 central value) ratio'
unset label
unset format
set yrange [-1.0514e+01:1.7033e+00]
set origin 0.0000e+00, 2.0000e-01
set size 1.0000e+00, 1.5000e-01
set mytics 2
set ytics auto
set format x
unset logscale y
set ylabel "ratio w.r.t. NLO|#1"
set label "(LO|#1LOAA|#1TOT|#1)/(NLO|#1 central value)" font ",9" at graph 0.03, graph 0.13
plot \
1.0 ls 999 title '',\
'MADatNLO.HwU' index 69 using (($1+$2)/2):7 ls 14 title '',\
'MADatNLO.HwU' index 69 using (($1+$2)/2):6 ls 14 title '',\
'MADatNLO.HwU' index 68 using (($1+$2)/2):7 ls 13 title '',\
'MADatNLO.HwU' index 68 using (($1+$2)/2):6 ls 13 title '',\
'MADatNLO.HwU' index 67 using (($1+$2)/2):7 ls 12 title '',\
'MADatNLO.HwU' index 67 using (($1+$2)/2):6 ls 12 title '',\
'MADatNLO.HwU' index 69 using (($1+$2)/2):5 ls 4 title '',\
'MADatNLO.HwU' index 69 using (($1+$2)/2):3:4 w yerrorbar ls 4 title '',\
'MADatNLO.HwU' index 69 using (($1+$2)/2):3 ls 4 title '',\
'MADatNLO.HwU' index 68 using (($1+$2)/2):5 ls 3 title '',\
'MADatNLO.HwU' index 68 using (($1+$2)/2):3:4 w yerrorbar ls 3 title '',\
'MADatNLO.HwU' index 68 using (($1+$2)/2):3 ls 3 title '',\
'MADatNLO.HwU' index 67 using (($1+$2)/2):5 ls 2 title '',\
'MADatNLO.HwU' index 67 using (($1+$2)/2):3:4 w yerrorbar ls 2 title '',\
'MADatNLO.HwU' index 67 using (($1+$2)/2):3 ls 2 title ''

unset label

################################################################################

################################################################################
### Rendering of the plot titled 'thetamup'
################################################################################

set multiplot
set label "thetamup" font ",13" at graph 0.04, graph 1.05
set xrange [0.0000e+00:3.1416e+00]
set bmargin 0 
set tmargin 0
set xtics nomirror
set ytics nomirror
set mytics 10
set xtics auto
set key horizontal noreverse maxcols 1 width -4 
set label front 'MadGraph5\_aMC\@NLO' font "Courier,11" rotate by 90 at graph 1.02, graph 0.04

#-- rendering subhistograms 'NLO|#1 and LO|#1 results'

set format y '10^{%T}'
set yrange [2.3263e-04:2.4315e-01]
set origin 0.0000e+00, 5.0000e-01
set size 1.0000e+00, 4.0000e-01
set mytics 10
set ytics auto
set format x ''
set logscale y
set ylabel "{/Symbol s} per bin [pb]"

plot \
sqrt(-1) ls 14 title 'TOT|#1, scale variation',\
sqrt(-1) ls 13 title 'LOAA|#1, scale variation',\
sqrt(-1) ls 12 title 'LO|#1, scale variation',\
sqrt(-1) ls 11 title 'NLO|#1, scale variation',\
'MADatNLO.HwU' index 73 using (($1+$2)/2):($3 >= 0 ? sqrt(-1) : abs($3)):4 w yerrorbar ls 104 title '',\
'MADatNLO.HwU' index 73 using (($1+$2)/2):($3 >= 0 ? sqrt(-1) : abs($3)) ls 104 title '',\
'MADatNLO.HwU' index 73 using (($1+$2)/2):($3 < 0 ? sqrt(-1) : $3):4 w yerrorbar ls 4 title '',\
'MADatNLO.HwU' index 73 using (($1+$2)/2):($3 < 0 ? sqrt(-1) : $3) ls 4 title 'TOT|#1, central value, dynamical\_scale\_choice=10',\
'MADatNLO.HwU' index 72 using (($1+$2)/2):($3 >= 0 ? sqrt(-1) : abs($3)):4 w yerrorbar ls 103 title '',\
'MADatNLO.HwU' index 72 using (($1+$2)/2):($3 >= 0 ? sqrt(-1) : abs($3)) ls 103 title '',\
'MADatNLO.HwU' index 72 using (($1+$2)/2):($3 < 0 ? sqrt(-1) : $3):4 w yerrorbar ls 3 title '',\
'MADatNLO.HwU' index 72 using (($1+$2)/2):($3 < 0 ? sqrt(-1) : $3) ls 3 title 'LOAA|#1, central value, dynamical\_scale\_choice=10',\
'MADatNLO.HwU' index 71 using (($1+$2)/2):($3 >= 0 ? sqrt(-1) : abs($3)):4 w yerrorbar ls 102 title '',\
'MADatNLO.HwU' index 71 using (($1+$2)/2):($3 >= 0 ? sqrt(-1) : abs($3)) ls 102 title '',\
'MADatNLO.HwU' index 71 using (($1+$2)/2):($3 < 0 ? sqrt(-1) : $3):4 w yerrorbar ls 2 title '',\
'MADatNLO.HwU' index 71 using (($1+$2)/2):($3 < 0 ? sqrt(-1) : $3) ls 2 title 'LO|#1, central value, dynamical\_scale\_choice=10',\
'MADatNLO.HwU' index 70 using (($1+$2)/2):($3 >= 0 ? sqrt(-1) : abs($3)):4 w yerrorbar ls 101 title '',\
'MADatNLO.HwU' index 70 using (($1+$2)/2):($3 >= 0 ? sqrt(-1) : abs($3)) ls 101 title '',\
'MADatNLO.HwU' index 70 using (($1+$2)/2):($3 < 0 ? sqrt(-1) : $3):4 w yerrorbar ls 1 title '',\
'MADatNLO.HwU' index 70 using (($1+$2)/2):($3 < 0 ? sqrt(-1) : $3) ls 1 title 'NLO|#1, central value, dynamical\_scale\_choice=10'
#-- rendering subhistograms 'Relative scale and PDF uncertainty'
unset label
unset format
set yrange [-4.5465e-01:4.7220e-01]
set origin 0.0000e+00, 3.5000e-01
set size 1.0000e+00, 1.5000e-01
set mytics 2
set ytics auto
set format x ''
unset logscale y
set ylabel "NLO|#1 rel.unc."
set label "Relative uncertainties w.r.t. central values" font ",9" front at graph 0.03, graph 0.13
plot \
'MADatNLO.HwU' index 73 using (($1+$2)/2):(safe($7,$3,1.0)-1.0) ls 14 title '',\
'MADatNLO.HwU' index 73 using (($1+$2)/2):(safe($6,$3,1.0)-1.0) ls 14 title '',\
'MADatNLO.HwU' index 72 using (($1+$2)/2):(safe($7,$3,1.0)-1.0) ls 13 title '',\
'MADatNLO.HwU' index 72 using (($1+$2)/2):(safe($6,$3,1.0)-1.0) ls 13 title '',\
'MADatNLO.HwU' index 71 using (($1+$2)/2):(safe($7,$3,1.0)-1.0) ls 12 title '',\
'MADatNLO.HwU' index 71 using (($1+$2)/2):(safe($6,$3,1.0)-1.0) ls 12 title '',\
'MADatNLO.HwU' index 70 using (($1+$2)/2):(safe($7,$3,1.0)-1.0) ls 11 title '',\
'MADatNLO.HwU' index 70 using (($1+$2)/2):(safe($6,$3,1.0)-1.0) ls 11 title '',\
0.0 ls 999 title '',\
'MADatNLO.HwU' index 73 using (($1+$2)/2):(0.0):(safe($4,$3,0.0)) w yerrorbar ls 4 title '',\
'MADatNLO.HwU' index 73 using (($1+$2)/2):(safe($5,$3,1.0)-1.0) ls 4 title '',\
'MADatNLO.HwU' index 72 using (($1+$2)/2):(0.0):(safe($4,$3,0.0)) w yerrorbar ls 3 title '',\
'MADatNLO.HwU' index 72 using (($1+$2)/2):(safe($5,$3,1.0)-1.0) ls 3 title '',\
'MADatNLO.HwU' index 71 using (($1+$2)/2):(0.0):(safe($4,$3,0.0)) w yerrorbar ls 2 title '',\
'MADatNLO.HwU' index 71 using (($1+$2)/2):(safe($5,$3,1.0)-1.0) ls 2 title '',\
'MADatNLO.HwU' index 70 using (($1+$2)/2):(0.0):(safe($4,$3,0.0)) w yerrorbar ls 1 title '',\
'MADatNLO.HwU' index 70 using (($1+$2)/2):(safe($5,$3,1.0)-1.0) ls 1 title ''
#-- rendering subhistograms '(LO|#1LOAA|#1TOT|#1)/(NLO|#1 central value) ratio'
unset label
unset format
set yrange [2.4990e-01:1.7096e+00]
set origin 0.0000e+00, 2.0000e-01
set size 1.0000e+00, 1.5000e-01
set mytics 2
set ytics auto
set format x
unset logscale y
set ylabel "ratio w.r.t. NLO|#1"
set label "(LO|#1LOAA|#1TOT|#1)/(NLO|#1 central value)" font ",9" at graph 0.03, graph 0.13
plot \
1.0 ls 999 title '',\
'MADatNLO.HwU' index 76 using (($1+$2)/2):7 ls 14 title '',\
'MADatNLO.HwU' index 76 using (($1+$2)/2):6 ls 14 title '',\
'MADatNLO.HwU' index 75 using (($1+$2)/2):7 ls 13 title '',\
'MADatNLO.HwU' index 75 using (($1+$2)/2):6 ls 13 title '',\
'MADatNLO.HwU' index 74 using (($1+$2)/2):7 ls 12 title '',\
'MADatNLO.HwU' index 74 using (($1+$2)/2):6 ls 12 title '',\
'MADatNLO.HwU' index 76 using (($1+$2)/2):5 ls 4 title '',\
'MADatNLO.HwU' index 76 using (($1+$2)/2):3:4 w yerrorbar ls 4 title '',\
'MADatNLO.HwU' index 76 using (($1+$2)/2):3 ls 4 title '',\
'MADatNLO.HwU' index 75 using (($1+$2)/2):5 ls 3 title '',\
'MADatNLO.HwU' index 75 using (($1+$2)/2):3:4 w yerrorbar ls 3 title '',\
'MADatNLO.HwU' index 75 using (($1+$2)/2):3 ls 3 title '',\
'MADatNLO.HwU' index 74 using (($1+$2)/2):5 ls 2 title '',\
'MADatNLO.HwU' index 74 using (($1+$2)/2):3:4 w yerrorbar ls 2 title '',\
'MADatNLO.HwU' index 74 using (($1+$2)/2):3 ls 2 title ''

unset label

################################################################################

################################################################################
### Rendering of the plot titled 'thetamum'
################################################################################

set multiplot
set label "thetamum" font ",13" at graph 0.04, graph 1.05
set xrange [0.0000e+00:3.1416e+00]
set bmargin 0 
set tmargin 0
set xtics nomirror
set ytics nomirror
set mytics 10
set xtics auto
set key horizontal noreverse maxcols 1 width -4 
set label front 'MadGraph5\_aMC\@NLO' font "Courier,11" rotate by 90 at graph 1.02, graph 0.04

#-- rendering subhistograms 'NLO|#1 and LO|#1 results'

set format y '10^{%T}'
set yrange [2.3355e-04:2.4305e-01]
set origin 0.0000e+00, 5.0000e-01
set size 1.0000e+00, 4.0000e-01
set mytics 10
set ytics auto
set format x ''
set logscale y
set ylabel "{/Symbol s} per bin [pb]"

plot \
sqrt(-1) ls 14 title 'TOT|#1, scale variation',\
sqrt(-1) ls 13 title 'LOAA|#1, scale variation',\
sqrt(-1) ls 12 title 'LO|#1, scale variation',\
sqrt(-1) ls 11 title 'NLO|#1, scale variation',\
'MADatNLO.HwU' index 80 using (($1+$2)/2):($3 >= 0 ? sqrt(-1) : abs($3)):4 w yerrorbar ls 104 title '',\
'MADatNLO.HwU' index 80 using (($1+$2)/2):($3 >= 0 ? sqrt(-1) : abs($3)) ls 104 title '',\
'MADatNLO.HwU' index 80 using (($1+$2)/2):($3 < 0 ? sqrt(-1) : $3):4 w yerrorbar ls 4 title '',\
'MADatNLO.HwU' index 80 using (($1+$2)/2):($3 < 0 ? sqrt(-1) : $3) ls 4 title 'TOT|#1, central value, dynamical\_scale\_choice=10',\
'MADatNLO.HwU' index 79 using (($1+$2)/2):($3 >= 0 ? sqrt(-1) : abs($3)):4 w yerrorbar ls 103 title '',\
'MADatNLO.HwU' index 79 using (($1+$2)/2):($3 >= 0 ? sqrt(-1) : abs($3)) ls 103 title '',\
'MADatNLO.HwU' index 79 using (($1+$2)/2):($3 < 0 ? sqrt(-1) : $3):4 w yerrorbar ls 3 title '',\
'MADatNLO.HwU' index 79 using (($1+$2)/2):($3 < 0 ? sqrt(-1) : $3) ls 3 title 'LOAA|#1, central value, dynamical\_scale\_choice=10',\
'MADatNLO.HwU' index 78 using (($1+$2)/2):($3 >= 0 ? sqrt(-1) : abs($3)):4 w yerrorbar ls 102 title '',\
'MADatNLO.HwU' index 78 using (($1+$2)/2):($3 >= 0 ? sqrt(-1) : abs($3)) ls 102 title '',\
'MADatNLO.HwU' index 78 using (($1+$2)/2):($3 < 0 ? sqrt(-1) : $3):4 w yerrorbar ls 2 title '',\
'MADatNLO.HwU' index 78 using (($1+$2)/2):($3 < 0 ? sqrt(-1) : $3) ls 2 title 'LO|#1, central value, dynamical\_scale\_choice=10',\
'MADatNLO.HwU' index 77 using (($1+$2)/2):($3 >= 0 ? sqrt(-1) : abs($3)):4 w yerrorbar ls 101 title '',\
'MADatNLO.HwU' index 77 using (($1+$2)/2):($3 >= 0 ? sqrt(-1) : abs($3)) ls 101 title '',\
'MADatNLO.HwU' index 77 using (($1+$2)/2):($3 < 0 ? sqrt(-1) : $3):4 w yerrorbar ls 1 title '',\
'MADatNLO.HwU' index 77 using (($1+$2)/2):($3 < 0 ? sqrt(-1) : $3) ls 1 title 'NLO|#1, central value, dynamical\_scale\_choice=10'
#-- rendering subhistograms 'Relative scale and PDF uncertainty'
unset label
unset format
set yrange [-4.5503e-01:4.7260e-01]
set origin 0.0000e+00, 3.5000e-01
set size 1.0000e+00, 1.5000e-01
set mytics 2
set ytics auto
set format x ''
unset logscale y
set ylabel "NLO|#1 rel.unc."
set label "Relative uncertainties w.r.t. central values" font ",9" front at graph 0.03, graph 0.13
plot \
'MADatNLO.HwU' index 80 using (($1+$2)/2):(safe($7,$3,1.0)-1.0) ls 14 title '',\
'MADatNLO.HwU' index 80 using (($1+$2)/2):(safe($6,$3,1.0)-1.0) ls 14 title '',\
'MADatNLO.HwU' index 79 using (($1+$2)/2):(safe($7,$3,1.0)-1.0) ls 13 title '',\
'MADatNLO.HwU' index 79 using (($1+$2)/2):(safe($6,$3,1.0)-1.0) ls 13 title '',\
'MADatNLO.HwU' index 78 using (($1+$2)/2):(safe($7,$3,1.0)-1.0) ls 12 title '',\
'MADatNLO.HwU' index 78 using (($1+$2)/2):(safe($6,$3,1.0)-1.0) ls 12 title '',\
'MADatNLO.HwU' index 77 using (($1+$2)/2):(safe($7,$3,1.0)-1.0) ls 11 title '',\
'MADatNLO.HwU' index 77 using (($1+$2)/2):(safe($6,$3,1.0)-1.0) ls 11 title '',\
0.0 ls 999 title '',\
'MADatNLO.HwU' index 80 using (($1+$2)/2):(0.0):(safe($4,$3,0.0)) w yerrorbar ls 4 title '',\
'MADatNLO.HwU' index 80 using (($1+$2)/2):(safe($5,$3,1.0)-1.0) ls 4 title '',\
'MADatNLO.HwU' index 79 using (($1+$2)/2):(0.0):(safe($4,$3,0.0)) w yerrorbar ls 3 title '',\
'MADatNLO.HwU' index 79 using (($1+$2)/2):(safe($5,$3,1.0)-1.0) ls 3 title '',\
'MADatNLO.HwU' index 78 using (($1+$2)/2):(0.0):(safe($4,$3,0.0)) w yerrorbar ls 2 title '',\
'MADatNLO.HwU' index 78 using (($1+$2)/2):(safe($5,$3,1.0)-1.0) ls 2 title '',\
'MADatNLO.HwU' index 77 using (($1+$2)/2):(0.0):(safe($4,$3,0.0)) w yerrorbar ls 1 title '',\
'MADatNLO.HwU' index 77 using (($1+$2)/2):(safe($5,$3,1.0)-1.0) ls 1 title ''
#-- rendering subhistograms '(LO|#1LOAA|#1TOT|#1)/(NLO|#1 central value) ratio'
unset label
unset format
set yrange [2.4782e-01:1.7115e+00]
set origin 0.0000e+00, 2.0000e-01
set size 1.0000e+00, 1.5000e-01
set mytics 2
set ytics auto
set format x
unset logscale y
set ylabel "ratio w.r.t. NLO|#1"
set label "(LO|#1LOAA|#1TOT|#1)/(NLO|#1 central value)" font ",9" at graph 0.03, graph 0.13
plot \
1.0 ls 999 title '',\
'MADatNLO.HwU' index 83 using (($1+$2)/2):7 ls 14 title '',\
'MADatNLO.HwU' index 83 using (($1+$2)/2):6 ls 14 title '',\
'MADatNLO.HwU' index 82 using (($1+$2)/2):7 ls 13 title '',\
'MADatNLO.HwU' index 82 using (($1+$2)/2):6 ls 13 title '',\
'MADatNLO.HwU' index 81 using (($1+$2)/2):7 ls 12 title '',\
'MADatNLO.HwU' index 81 using (($1+$2)/2):6 ls 12 title '',\
'MADatNLO.HwU' index 83 using (($1+$2)/2):5 ls 4 title '',\
'MADatNLO.HwU' index 83 using (($1+$2)/2):3:4 w yerrorbar ls 4 title '',\
'MADatNLO.HwU' index 83 using (($1+$2)/2):3 ls 4 title '',\
'MADatNLO.HwU' index 82 using (($1+$2)/2):5 ls 3 title '',\
'MADatNLO.HwU' index 82 using (($1+$2)/2):3:4 w yerrorbar ls 3 title '',\
'MADatNLO.HwU' index 82 using (($1+$2)/2):3 ls 3 title '',\
'MADatNLO.HwU' index 81 using (($1+$2)/2):5 ls 2 title '',\
'MADatNLO.HwU' index 81 using (($1+$2)/2):3:4 w yerrorbar ls 2 title '',\
'MADatNLO.HwU' index 81 using (($1+$2)/2):3 ls 2 title ''

unset label

################################################################################

################################################################################
### Rendering of the plot titled '2mu2top invm'
################################################################################

set multiplot
set label "2mu2top invm" font ",13" at graph 0.04, graph 1.05
set xrange [1.2000e+02:1.0200e+03]
set bmargin 0 
set tmargin 0
set xtics nomirror
set ytics nomirror
set mytics 10
set xtics auto
set key horizontal noreverse maxcols 1 width -4 
set label front 'MadGraph5\_aMC\@NLO' font "Courier,11" rotate by 90 at graph 1.02, graph 0.04

#-- rendering subhistograms 'NLO|#1 and LO|#1 results'

set format y '10^{%T}'
set yrange [6.6518e-04:2.0772e+00]
set origin 0.0000e+00, 5.0000e-01
set size 1.0000e+00, 4.0000e-01
set mytics 10
set ytics auto
set format x ''
set logscale y
set ylabel "{/Symbol s} per bin [pb]"

plot \
sqrt(-1) ls 14 title 'TOT|#1, scale variation',\
sqrt(-1) ls 13 title 'LOAA|#1, scale variation',\
sqrt(-1) ls 12 title 'LO|#1, scale variation',\
sqrt(-1) ls 11 title 'NLO|#1, scale variation',\
'MADatNLO.HwU' index 87 using (($1+$2)/2):($3 >= 0 ? sqrt(-1) : abs($3)):4 w yerrorbar ls 104 title '',\
'MADatNLO.HwU' index 87 using (($1+$2)/2):($3 >= 0 ? sqrt(-1) : abs($3)) ls 104 title '',\
'MADatNLO.HwU' index 87 using (($1+$2)/2):($3 < 0 ? sqrt(-1) : $3):4 w yerrorbar ls 4 title '',\
'MADatNLO.HwU' index 87 using (($1+$2)/2):($3 < 0 ? sqrt(-1) : $3) ls 4 title 'TOT|#1, central value, dynamical\_scale\_choice=10',\
'MADatNLO.HwU' index 86 using (($1+$2)/2):($3 >= 0 ? sqrt(-1) : abs($3)):4 w yerrorbar ls 103 title '',\
'MADatNLO.HwU' index 86 using (($1+$2)/2):($3 >= 0 ? sqrt(-1) : abs($3)) ls 103 title '',\
'MADatNLO.HwU' index 86 using (($1+$2)/2):($3 < 0 ? sqrt(-1) : $3):4 w yerrorbar ls 3 title '',\
'MADatNLO.HwU' index 86 using (($1+$2)/2):($3 < 0 ? sqrt(-1) : $3) ls 3 title 'LOAA|#1, central value, dynamical\_scale\_choice=10',\
'MADatNLO.HwU' index 85 using (($1+$2)/2):($3 >= 0 ? sqrt(-1) : abs($3)):4 w yerrorbar ls 102 title '',\
'MADatNLO.HwU' index 85 using (($1+$2)/2):($3 >= 0 ? sqrt(-1) : abs($3)) ls 102 title '',\
'MADatNLO.HwU' index 85 using (($1+$2)/2):($3 < 0 ? sqrt(-1) : $3):4 w yerrorbar ls 2 title '',\
'MADatNLO.HwU' index 85 using (($1+$2)/2):($3 < 0 ? sqrt(-1) : $3) ls 2 title 'LO|#1, central value, dynamical\_scale\_choice=10',\
'MADatNLO.HwU' index 84 using (($1+$2)/2):($3 >= 0 ? sqrt(-1) : abs($3)):4 w yerrorbar ls 101 title '',\
'MADatNLO.HwU' index 84 using (($1+$2)/2):($3 >= 0 ? sqrt(-1) : abs($3)) ls 101 title '',\
'MADatNLO.HwU' index 84 using (($1+$2)/2):($3 < 0 ? sqrt(-1) : $3):4 w yerrorbar ls 1 title '',\
'MADatNLO.HwU' index 84 using (($1+$2)/2):($3 < 0 ? sqrt(-1) : $3) ls 1 title 'NLO|#1, central value, dynamical\_scale\_choice=10'
#-- rendering subhistograms 'Relative scale and PDF uncertainty'
unset label
unset format
set yrange [-3.4818e-02:4.2488e-02]
set origin 0.0000e+00, 3.5000e-01
set size 1.0000e+00, 1.5000e-01
set mytics 2
set ytics auto
set format x ''
unset logscale y
set ylabel "NLO|#1 rel.unc."
set label "Relative uncertainties w.r.t. central values" font ",9" front at graph 0.03, graph 0.13
plot \
'MADatNLO.HwU' index 87 using (($1+$2)/2):(safe($7,$3,1.0)-1.0) ls 14 title '',\
'MADatNLO.HwU' index 87 using (($1+$2)/2):(safe($6,$3,1.0)-1.0) ls 14 title '',\
'MADatNLO.HwU' index 86 using (($1+$2)/2):(safe($7,$3,1.0)-1.0) ls 13 title '',\
'MADatNLO.HwU' index 86 using (($1+$2)/2):(safe($6,$3,1.0)-1.0) ls 13 title '',\
'MADatNLO.HwU' index 85 using (($1+$2)/2):(safe($7,$3,1.0)-1.0) ls 12 title '',\
'MADatNLO.HwU' index 85 using (($1+$2)/2):(safe($6,$3,1.0)-1.0) ls 12 title '',\
'MADatNLO.HwU' index 84 using (($1+$2)/2):(safe($7,$3,1.0)-1.0) ls 11 title '',\
'MADatNLO.HwU' index 84 using (($1+$2)/2):(safe($6,$3,1.0)-1.0) ls 11 title '',\
0.0 ls 999 title '',\
'MADatNLO.HwU' index 87 using (($1+$2)/2):(0.0):(safe($4,$3,0.0)) w yerrorbar ls 4 title '',\
'MADatNLO.HwU' index 87 using (($1+$2)/2):(safe($5,$3,1.0)-1.0) ls 4 title '',\
'MADatNLO.HwU' index 86 using (($1+$2)/2):(0.0):(safe($4,$3,0.0)) w yerrorbar ls 3 title '',\
'MADatNLO.HwU' index 86 using (($1+$2)/2):(safe($5,$3,1.0)-1.0) ls 3 title '',\
'MADatNLO.HwU' index 85 using (($1+$2)/2):(0.0):(safe($4,$3,0.0)) w yerrorbar ls 2 title '',\
'MADatNLO.HwU' index 85 using (($1+$2)/2):(safe($5,$3,1.0)-1.0) ls 2 title '',\
'MADatNLO.HwU' index 84 using (($1+$2)/2):(0.0):(safe($4,$3,0.0)) w yerrorbar ls 1 title '',\
'MADatNLO.HwU' index 84 using (($1+$2)/2):(safe($5,$3,1.0)-1.0) ls 1 title ''
#-- rendering subhistograms '(LO|#1LOAA|#1TOT|#1)/(NLO|#1 central value) ratio'
unset label
unset format
set yrange [-7.2128e+01:1.0059e+02]
set origin 0.0000e+00, 2.0000e-01
set size 1.0000e+00, 1.5000e-01
set mytics 2
set ytics auto
set format x
unset logscale y
set ylabel "ratio w.r.t. NLO|#1"
set label "(LO|#1LOAA|#1TOT|#1)/(NLO|#1 central value)" font ",9" at graph 0.03, graph 0.13
plot \
1.0 ls 999 title '',\
'MADatNLO.HwU' index 90 using (($1+$2)/2):7 ls 14 title '',\
'MADatNLO.HwU' index 90 using (($1+$2)/2):6 ls 14 title '',\
'MADatNLO.HwU' index 89 using (($1+$2)/2):7 ls 13 title '',\
'MADatNLO.HwU' index 89 using (($1+$2)/2):6 ls 13 title '',\
'MADatNLO.HwU' index 88 using (($1+$2)/2):7 ls 12 title '',\
'MADatNLO.HwU' index 88 using (($1+$2)/2):6 ls 12 title '',\
'MADatNLO.HwU' index 90 using (($1+$2)/2):5 ls 4 title '',\
'MADatNLO.HwU' index 90 using (($1+$2)/2):3:4 w yerrorbar ls 4 title '',\
'MADatNLO.HwU' index 90 using (($1+$2)/2):3 ls 4 title '',\
'MADatNLO.HwU' index 89 using (($1+$2)/2):5 ls 3 title '',\
'MADatNLO.HwU' index 89 using (($1+$2)/2):3:4 w yerrorbar ls 3 title '',\
'MADatNLO.HwU' index 89 using (($1+$2)/2):3 ls 3 title '',\
'MADatNLO.HwU' index 88 using (($1+$2)/2):5 ls 2 title '',\
'MADatNLO.HwU' index 88 using (($1+$2)/2):3:4 w yerrorbar ls 2 title '',\
'MADatNLO.HwU' index 88 using (($1+$2)/2):3 ls 2 title ''

unset label

################################################################################

################################################################################
### Rendering of the plot titled '2mu2top rap'
################################################################################

set multiplot
set label "2mu2top rap" font ",13" at graph 0.04, graph 1.05
set xrange [-3.0000e+00:3.0000e+00]
set bmargin 0 
set tmargin 0
set xtics nomirror
set ytics nomirror
set mytics 10
set xtics auto
set key horizontal noreverse maxcols 1 width -4 
set label front 'MadGraph5\_aMC\@NLO' font "Courier,11" rotate by 90 at graph 1.02, graph 0.04

#-- rendering subhistograms 'NLO|#1 and LO|#1 results'

set format y '10^{%T}'
set yrange [4.7627e-04:7.3926e-01]
set origin 0.0000e+00, 5.0000e-01
set size 1.0000e+00, 4.0000e-01
set mytics 10
set ytics auto
set format x ''
set logscale y
set ylabel "{/Symbol s} per bin [pb]"

plot \
sqrt(-1) ls 14 title 'TOT|#1, scale variation',\
sqrt(-1) ls 13 title 'LOAA|#1, scale variation',\
sqrt(-1) ls 12 title 'LO|#1, scale variation',\
sqrt(-1) ls 11 title 'NLO|#1, scale variation',\
'MADatNLO.HwU' index 94 using (($1+$2)/2):($3 >= 0 ? sqrt(-1) : abs($3)):4 w yerrorbar ls 104 title '',\
'MADatNLO.HwU' index 94 using (($1+$2)/2):($3 >= 0 ? sqrt(-1) : abs($3)) ls 104 title '',\
'MADatNLO.HwU' index 94 using (($1+$2)/2):($3 < 0 ? sqrt(-1) : $3):4 w yerrorbar ls 4 title '',\
'MADatNLO.HwU' index 94 using (($1+$2)/2):($3 < 0 ? sqrt(-1) : $3) ls 4 title 'TOT|#1, central value, dynamical\_scale\_choice=10',\
'MADatNLO.HwU' index 93 using (($1+$2)/2):($3 >= 0 ? sqrt(-1) : abs($3)):4 w yerrorbar ls 103 title '',\
'MADatNLO.HwU' index 93 using (($1+$2)/2):($3 >= 0 ? sqrt(-1) : abs($3)) ls 103 title '',\
'MADatNLO.HwU' index 93 using (($1+$2)/2):($3 < 0 ? sqrt(-1) : $3):4 w yerrorbar ls 3 title '',\
'MADatNLO.HwU' index 93 using (($1+$2)/2):($3 < 0 ? sqrt(-1) : $3) ls 3 title 'LOAA|#1, central value, dynamical\_scale\_choice=10',\
'MADatNLO.HwU' index 92 using (($1+$2)/2):($3 >= 0 ? sqrt(-1) : abs($3)):4 w yerrorbar ls 102 title '',\
'MADatNLO.HwU' index 92 using (($1+$2)/2):($3 >= 0 ? sqrt(-1) : abs($3)) ls 102 title '',\
'MADatNLO.HwU' index 92 using (($1+$2)/2):($3 < 0 ? sqrt(-1) : $3):4 w yerrorbar ls 2 title '',\
'MADatNLO.HwU' index 92 using (($1+$2)/2):($3 < 0 ? sqrt(-1) : $3) ls 2 title 'LO|#1, central value, dynamical\_scale\_choice=10',\
'MADatNLO.HwU' index 91 using (($1+$2)/2):($3 >= 0 ? sqrt(-1) : abs($3)):4 w yerrorbar ls 101 title '',\
'MADatNLO.HwU' index 91 using (($1+$2)/2):($3 >= 0 ? sqrt(-1) : abs($3)) ls 101 title '',\
'MADatNLO.HwU' index 91 using (($1+$2)/2):($3 < 0 ? sqrt(-1) : $3):4 w yerrorbar ls 1 title '',\
'MADatNLO.HwU' index 91 using (($1+$2)/2):($3 < 0 ? sqrt(-1) : $3) ls 1 title 'NLO|#1, central value, dynamical\_scale\_choice=10'
#-- rendering subhistograms 'Relative scale and PDF uncertainty'
unset label
unset format
set yrange [-2.5281e-01:2.5283e-01]
set origin 0.0000e+00, 3.5000e-01
set size 1.0000e+00, 1.5000e-01
set mytics 2
set ytics auto
set format x ''
unset logscale y
set ylabel "NLO|#1 rel.unc."
set label "Relative uncertainties w.r.t. central values" font ",9" front at graph 0.03, graph 0.13
plot \
'MADatNLO.HwU' index 94 using (($1+$2)/2):(safe($7,$3,1.0)-1.0) ls 14 title '',\
'MADatNLO.HwU' index 94 using (($1+$2)/2):(safe($6,$3,1.0)-1.0) ls 14 title '',\
'MADatNLO.HwU' index 93 using (($1+$2)/2):(safe($7,$3,1.0)-1.0) ls 13 title '',\
'MADatNLO.HwU' index 93 using (($1+$2)/2):(safe($6,$3,1.0)-1.0) ls 13 title '',\
'MADatNLO.HwU' index 92 using (($1+$2)/2):(safe($7,$3,1.0)-1.0) ls 12 title '',\
'MADatNLO.HwU' index 92 using (($1+$2)/2):(safe($6,$3,1.0)-1.0) ls 12 title '',\
'MADatNLO.HwU' index 91 using (($1+$2)/2):(safe($7,$3,1.0)-1.0) ls 11 title '',\
'MADatNLO.HwU' index 91 using (($1+$2)/2):(safe($6,$3,1.0)-1.0) ls 11 title '',\
0.0 ls 999 title '',\
'MADatNLO.HwU' index 94 using (($1+$2)/2):(0.0):(safe($4,$3,0.0)) w yerrorbar ls 4 title '',\
'MADatNLO.HwU' index 94 using (($1+$2)/2):(safe($5,$3,1.0)-1.0) ls 4 title '',\
'MADatNLO.HwU' index 93 using (($1+$2)/2):(0.0):(safe($4,$3,0.0)) w yerrorbar ls 3 title '',\
'MADatNLO.HwU' index 93 using (($1+$2)/2):(safe($5,$3,1.0)-1.0) ls 3 title '',\
'MADatNLO.HwU' index 92 using (($1+$2)/2):(0.0):(safe($4,$3,0.0)) w yerrorbar ls 2 title '',\
'MADatNLO.HwU' index 92 using (($1+$2)/2):(safe($5,$3,1.0)-1.0) ls 2 title '',\
'MADatNLO.HwU' index 91 using (($1+$2)/2):(0.0):(safe($4,$3,0.0)) w yerrorbar ls 1 title '',\
'MADatNLO.HwU' index 91 using (($1+$2)/2):(safe($5,$3,1.0)-1.0) ls 1 title ''
#-- rendering subhistograms '(LO|#1LOAA|#1TOT|#1)/(NLO|#1 central value) ratio'
unset label
unset format
set yrange [-4.0928e+01:6.6580e+00]
set origin 0.0000e+00, 2.0000e-01
set size 1.0000e+00, 1.5000e-01
set mytics 2
set ytics auto
set format x
unset logscale y
set ylabel "ratio w.r.t. NLO|#1"
set label "(LO|#1LOAA|#1TOT|#1)/(NLO|#1 central value)" font ",9" at graph 0.03, graph 0.13
plot \
1.0 ls 999 title '',\
'MADatNLO.HwU' index 97 using (($1+$2)/2):7 ls 14 title '',\
'MADatNLO.HwU' index 97 using (($1+$2)/2):6 ls 14 title '',\
'MADatNLO.HwU' index 96 using (($1+$2)/2):7 ls 13 title '',\
'MADatNLO.HwU' index 96 using (($1+$2)/2):6 ls 13 title '',\
'MADatNLO.HwU' index 95 using (($1+$2)/2):7 ls 12 title '',\
'MADatNLO.HwU' index 95 using (($1+$2)/2):6 ls 12 title '',\
'MADatNLO.HwU' index 97 using (($1+$2)/2):5 ls 4 title '',\
'MADatNLO.HwU' index 97 using (($1+$2)/2):3:4 w yerrorbar ls 4 title '',\
'MADatNLO.HwU' index 97 using (($1+$2)/2):3 ls 4 title '',\
'MADatNLO.HwU' index 96 using (($1+$2)/2):5 ls 3 title '',\
'MADatNLO.HwU' index 96 using (($1+$2)/2):3:4 w yerrorbar ls 3 title '',\
'MADatNLO.HwU' index 96 using (($1+$2)/2):3 ls 3 title '',\
'MADatNLO.HwU' index 95 using (($1+$2)/2):5 ls 2 title '',\
'MADatNLO.HwU' index 95 using (($1+$2)/2):3:4 w yerrorbar ls 2 title '',\
'MADatNLO.HwU' index 95 using (($1+$2)/2):3 ls 2 title ''

unset label

################################################################################

################################################################################
### Rendering of the plot titled '2mu2top pt'
################################################################################

set multiplot
set label "2mu2top pt" font ",13" at graph 0.04, graph 1.05
set xrange [0.0000e+00:1.5000e+03]
set bmargin 0 
set tmargin 0
set xtics nomirror
set ytics nomirror
set mytics 10
set xtics auto
set key horizontal noreverse maxcols 1 width -4 
set label front 'MadGraph5\_aMC\@NLO' font "Courier,11" rotate by 90 at graph 1.02, graph 0.04

#-- rendering subhistograms 'NLO|#1 and LO|#1 results'

set format y '10^{%T}'
set yrange [2.3762e-04:1.3242e-01]
set origin 0.0000e+00, 5.0000e-01
set size 1.0000e+00, 4.0000e-01
set mytics 10
set ytics auto
set format x ''
set logscale y
set ylabel "{/Symbol s} per bin [pb]"

plot \
sqrt(-1) ls 14 title 'TOT|#1, scale variation',\
sqrt(-1) ls 13 title 'LOAA|#1, scale variation',\
sqrt(-1) ls 12 title 'LO|#1, scale variation',\
sqrt(-1) ls 11 title 'NLO|#1, scale variation',\
'MADatNLO.HwU' index 101 using (($1+$2)/2):($3 >= 0 ? sqrt(-1) : abs($3)):4 w yerrorbar ls 104 title '',\
'MADatNLO.HwU' index 101 using (($1+$2)/2):($3 >= 0 ? sqrt(-1) : abs($3)) ls 104 title '',\
'MADatNLO.HwU' index 101 using (($1+$2)/2):($3 < 0 ? sqrt(-1) : $3):4 w yerrorbar ls 4 title '',\
'MADatNLO.HwU' index 101 using (($1+$2)/2):($3 < 0 ? sqrt(-1) : $3) ls 4 title 'TOT|#1, central value, dynamical\_scale\_choice=10',\
'MADatNLO.HwU' index 100 using (($1+$2)/2):($3 >= 0 ? sqrt(-1) : abs($3)):4 w yerrorbar ls 103 title '',\
'MADatNLO.HwU' index 100 using (($1+$2)/2):($3 >= 0 ? sqrt(-1) : abs($3)) ls 103 title '',\
'MADatNLO.HwU' index 100 using (($1+$2)/2):($3 < 0 ? sqrt(-1) : $3):4 w yerrorbar ls 3 title '',\
'MADatNLO.HwU' index 100 using (($1+$2)/2):($3 < 0 ? sqrt(-1) : $3) ls 3 title 'LOAA|#1, central value, dynamical\_scale\_choice=10',\
'MADatNLO.HwU' index 99 using (($1+$2)/2):($3 >= 0 ? sqrt(-1) : abs($3)):4 w yerrorbar ls 102 title '',\
'MADatNLO.HwU' index 99 using (($1+$2)/2):($3 >= 0 ? sqrt(-1) : abs($3)) ls 102 title '',\
'MADatNLO.HwU' index 99 using (($1+$2)/2):($3 < 0 ? sqrt(-1) : $3):4 w yerrorbar ls 2 title '',\
'MADatNLO.HwU' index 99 using (($1+$2)/2):($3 < 0 ? sqrt(-1) : $3) ls 2 title 'LO|#1, central value, dynamical\_scale\_choice=10',\
'MADatNLO.HwU' index 98 using (($1+$2)/2):($3 >= 0 ? sqrt(-1) : abs($3)):4 w yerrorbar ls 101 title '',\
'MADatNLO.HwU' index 98 using (($1+$2)/2):($3 >= 0 ? sqrt(-1) : abs($3)) ls 101 title '',\
'MADatNLO.HwU' index 98 using (($1+$2)/2):($3 < 0 ? sqrt(-1) : $3):4 w yerrorbar ls 1 title '',\
'MADatNLO.HwU' index 98 using (($1+$2)/2):($3 < 0 ? sqrt(-1) : $3) ls 1 title 'NLO|#1, central value, dynamical\_scale\_choice=10'
#-- rendering subhistograms 'Relative scale and PDF uncertainty'
unset label
unset format
set yrange [-8.3988e-03:8.8464e-03]
set origin 0.0000e+00, 3.5000e-01
set size 1.0000e+00, 1.5000e-01
set mytics 2
set ytics auto
set format x ''
unset logscale y
set ylabel "NLO|#1 rel.unc."
set label "Relative uncertainties w.r.t. central values" font ",9" front at graph 0.03, graph 0.13
plot \
'MADatNLO.HwU' index 101 using (($1+$2)/2):(safe($7,$3,1.0)-1.0) ls 14 title '',\
'MADatNLO.HwU' index 101 using (($1+$2)/2):(safe($6,$3,1.0)-1.0) ls 14 title '',\
'MADatNLO.HwU' index 100 using (($1+$2)/2):(safe($7,$3,1.0)-1.0) ls 13 title '',\
'MADatNLO.HwU' index 100 using (($1+$2)/2):(safe($6,$3,1.0)-1.0) ls 13 title '',\
'MADatNLO.HwU' index 99 using (($1+$2)/2):(safe($7,$3,1.0)-1.0) ls 12 title '',\
'MADatNLO.HwU' index 99 using (($1+$2)/2):(safe($6,$3,1.0)-1.0) ls 12 title '',\
'MADatNLO.HwU' index 98 using (($1+$2)/2):(safe($7,$3,1.0)-1.0) ls 11 title '',\
'MADatNLO.HwU' index 98 using (($1+$2)/2):(safe($6,$3,1.0)-1.0) ls 11 title '',\
0.0 ls 999 title '',\
'MADatNLO.HwU' index 101 using (($1+$2)/2):(0.0):(safe($4,$3,0.0)) w yerrorbar ls 4 title '',\
'MADatNLO.HwU' index 101 using (($1+$2)/2):(safe($5,$3,1.0)-1.0) ls 4 title '',\
'MADatNLO.HwU' index 100 using (($1+$2)/2):(0.0):(safe($4,$3,0.0)) w yerrorbar ls 3 title '',\
'MADatNLO.HwU' index 100 using (($1+$2)/2):(safe($5,$3,1.0)-1.0) ls 3 title '',\
'MADatNLO.HwU' index 99 using (($1+$2)/2):(0.0):(safe($4,$3,0.0)) w yerrorbar ls 2 title '',\
'MADatNLO.HwU' index 99 using (($1+$2)/2):(safe($5,$3,1.0)-1.0) ls 2 title '',\
'MADatNLO.HwU' index 98 using (($1+$2)/2):(0.0):(safe($4,$3,0.0)) w yerrorbar ls 1 title '',\
'MADatNLO.HwU' index 98 using (($1+$2)/2):(safe($5,$3,1.0)-1.0) ls 1 title ''
#-- rendering subhistograms '(LO|#1LOAA|#1TOT|#1)/(NLO|#1 central value) ratio'
unset label
unset format
set yrange [-4.9258e+00:6.6055e+00]
set origin 0.0000e+00, 2.0000e-01
set size 1.0000e+00, 1.5000e-01
set mytics 2
set ytics auto
set format x
unset logscale y
set ylabel "ratio w.r.t. NLO|#1"
set label "(LO|#1LOAA|#1TOT|#1)/(NLO|#1 central value)" font ",9" at graph 0.03, graph 0.13
plot \
1.0 ls 999 title '',\
'MADatNLO.HwU' index 104 using (($1+$2)/2):7 ls 14 title '',\
'MADatNLO.HwU' index 104 using (($1+$2)/2):6 ls 14 title '',\
'MADatNLO.HwU' index 103 using (($1+$2)/2):7 ls 13 title '',\
'MADatNLO.HwU' index 103 using (($1+$2)/2):6 ls 13 title '',\
'MADatNLO.HwU' index 102 using (($1+$2)/2):7 ls 12 title '',\
'MADatNLO.HwU' index 102 using (($1+$2)/2):6 ls 12 title '',\
'MADatNLO.HwU' index 104 using (($1+$2)/2):5 ls 4 title '',\
'MADatNLO.HwU' index 104 using (($1+$2)/2):3:4 w yerrorbar ls 4 title '',\
'MADatNLO.HwU' index 104 using (($1+$2)/2):3 ls 4 title '',\
'MADatNLO.HwU' index 103 using (($1+$2)/2):5 ls 3 title '',\
'MADatNLO.HwU' index 103 using (($1+$2)/2):3:4 w yerrorbar ls 3 title '',\
'MADatNLO.HwU' index 103 using (($1+$2)/2):3 ls 3 title '',\
'MADatNLO.HwU' index 102 using (($1+$2)/2):5 ls 2 title '',\
'MADatNLO.HwU' index 102 using (($1+$2)/2):3:4 w yerrorbar ls 2 title '',\
'MADatNLO.HwU' index 102 using (($1+$2)/2):3 ls 2 title ''

unset label

################################################################################
unset multiplot
!ps2pdf "MADatNLO.ps" &> /dev/null
